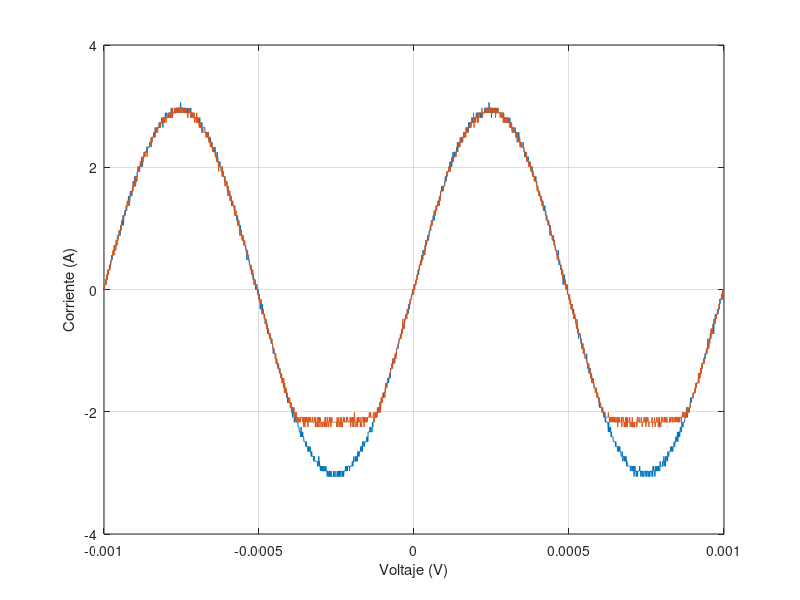

Write the MATLAB code that produced this figure.
t=[-1.00E-03
-9.99E-04
-9.98E-04
-9.97E-04
-9.96E-04
-9.95E-04
-9.94E-04
-9.93E-04
-9.92E-04
-9.91E-04
-9.90E-04
-9.89E-04
-9.88E-04
-9.87E-04
-9.86E-04
-9.85E-04
-9.84E-04
-9.83E-04
-9.82E-04
-9.81E-04
-9.80E-04
-9.79E-04
-9.78E-04
-9.77E-04
-9.76E-04
-9.75E-04
-9.74E-04
-9.73E-04
-9.72E-04
-9.71E-04
-9.70E-04
-9.69E-04
-9.68E-04
-9.67E-04
-9.66E-04
-9.65E-04
-9.64E-04
-9.63E-04
-9.62E-04
-9.61E-04
-9.60E-04
-9.59E-04
-9.58E-04
-9.57E-04
-9.56E-04
-9.55E-04
-9.54E-04
-9.53E-04
-9.52E-04
-9.51E-04
-9.50E-04
-9.49E-04
-9.48E-04
-9.47E-04
-9.46E-04
-9.45E-04
-9.44E-04
-9.43E-04
-9.42E-04
-9.41E-04
-9.40E-04
-9.39E-04
-9.38E-04
-9.37E-04
-9.36E-04
-9.35E-04
-9.34E-04
-9.33E-04
-9.32E-04
-9.31E-04
-9.30E-04
-9.29E-04
-9.28E-04
-9.27E-04
-9.26E-04
-9.25E-04
-9.24E-04
-9.23E-04
-9.22E-04
-9.21E-04
-9.20E-04
-9.19E-04
-9.18E-04
-9.17E-04
-9.16E-04
-9.15E-04
-9.14E-04
-9.13E-04
-9.12E-04
-9.11E-04
-9.10E-04
-9.09E-04
-9.08E-04
-9.07E-04
-9.06E-04
-9.05E-04
-9.04E-04
-9.03E-04
-9.02E-04
-9.01E-04
-9.00E-04
-8.99E-04
-8.98E-04
-8.97E-04
-8.96E-04
-8.95E-04
-8.94E-04
-8.93E-04
-8.92E-04
-8.91E-04
-8.90E-04
-8.89E-04
-8.88E-04
-8.87E-04
-8.86E-04
-8.85E-04
-8.84E-04
-8.83E-04
-8.82E-04
-8.81E-04
-8.80E-04
-8.79E-04
-8.78E-04
-8.77E-04
-8.76E-04
-8.75E-04
-8.74E-04
-8.73E-04
-8.72E-04
-8.71E-04
-8.70E-04
-8.69E-04
-8.68E-04
-8.67E-04
-8.66E-04
-8.65E-04
-8.64E-04
-8.63E-04
-8.62E-04
-8.61E-04
-8.60E-04
-8.59E-04
-8.58E-04
-8.57E-04
-8.56E-04
-8.55E-04
-8.54E-04
-8.53E-04
-8.52E-04
-8.51E-04
-8.50E-04
-8.49E-04
-8.48E-04
-8.47E-04
-8.46E-04
-8.45E-04
-8.44E-04
-8.43E-04
-8.42E-04
-8.41E-04
-8.40E-04
-8.39E-04
-8.38E-04
-8.37E-04
-8.36E-04
-8.35E-04
-8.34E-04
-8.33E-04
-8.32E-04
-8.31E-04
-8.30E-04
-8.29E-04
-8.28E-04
-8.27E-04
-8.26E-04
-8.25E-04
-8.24E-04
-8.23E-04
-8.22E-04
-8.21E-04
-8.20E-04
-8.19E-04
-8.18E-04
-8.17E-04
-8.16E-04
-8.15E-04
-8.14E-04
-8.13E-04
-8.12E-04
-8.11E-04
-8.10E-04
-8.09E-04
-8.08E-04
-8.07E-04
-8.06E-04
-8.05E-04
-8.04E-04
-8.03E-04
-8.02E-04
-8.01E-04
-8.00E-04
-7.99E-04
-7.98E-04
-7.97E-04
-7.96E-04
-7.95E-04
-7.94E-04
-7.93E-04
-7.92E-04
-7.91E-04
-7.90E-04
-7.89E-04
-7.88E-04
-7.87E-04
-7.86E-04
-7.85E-04
-7.84E-04
-7.83E-04
-7.82E-04
-7.81E-04
-7.80E-04
-7.79E-04
-7.78E-04
-7.77E-04
-7.76E-04
-7.75E-04
-7.74E-04
-7.73E-04
-7.72E-04
-7.71E-04
-7.70E-04
-7.69E-04
-7.68E-04
-7.67E-04
-7.66E-04
-7.65E-04
-7.64E-04
-7.63E-04
-7.62E-04
-7.61E-04
-7.60E-04
-7.59E-04
-7.58E-04
-7.57E-04
-7.56E-04
-7.55E-04
-7.54E-04
-7.53E-04
-7.52E-04
-7.51E-04
-7.50E-04
-7.49E-04
-7.48E-04
-7.47E-04
-7.46E-04
-7.45E-04
-7.44E-04
-7.43E-04
-7.42E-04
-7.41E-04
-7.40E-04
-7.39E-04
-7.38E-04
-7.37E-04
-7.36E-04
-7.35E-04
-7.34E-04
-7.33E-04
-7.32E-04
-7.31E-04
-7.30E-04
-7.29E-04
-7.28E-04
-7.27E-04
-7.26E-04
-7.25E-04
-7.24E-04
-7.23E-04
-7.22E-04
-7.21E-04
-7.20E-04
-7.19E-04
-7.18E-04
-7.17E-04
-7.16E-04
-7.15E-04
-7.14E-04
-7.13E-04
-7.12E-04
-7.11E-04
-7.10E-04
-7.09E-04
-7.08E-04
-7.07E-04
-7.06E-04
-7.05E-04
-7.04E-04
-7.03E-04
-7.02E-04
-7.01E-04
-7.00E-04
-6.99E-04
-6.98E-04
-6.97E-04
-6.96E-04
-6.95E-04
-6.94E-04
-6.93E-04
-6.92E-04
-6.91E-04
-6.90E-04
-6.89E-04
-6.88E-04
-6.87E-04
-6.86E-04
-6.85E-04
-6.84E-04
-6.83E-04
-6.82E-04
-6.81E-04
-6.80E-04
-6.79E-04
-6.78E-04
-6.77E-04
-6.76E-04
-6.75E-04
-6.74E-04
-6.73E-04
-6.72E-04
-6.71E-04
-6.70E-04
-6.69E-04
-6.68E-04
-6.67E-04
-6.66E-04
-6.65E-04
-6.64E-04
-6.63E-04
-6.62E-04
-6.61E-04
-6.60E-04
-6.59E-04
-6.58E-04
-6.57E-04
-6.56E-04
-6.55E-04
-6.54E-04
-6.53E-04
-6.52E-04
-6.51E-04
-6.50E-04
-6.49E-04
-6.48E-04
-6.47E-04
-6.46E-04
-6.45E-04
-6.44E-04
-6.43E-04
-6.42E-04
-6.41E-04
-6.40E-04
-6.39E-04
-6.38E-04
-6.37E-04
-6.36E-04
-6.35E-04
-6.34E-04
-6.33E-04
-6.32E-04
-6.31E-04
-6.30E-04
-6.29E-04
-6.28E-04
-6.27E-04
-6.26E-04
-6.25E-04
-6.24E-04
-6.23E-04
-6.22E-04
-6.21E-04
-6.20E-04
-6.19E-04
-6.18E-04
-6.17E-04
-6.16E-04
-6.15E-04
-6.14E-04
-6.13E-04
-6.12E-04
-6.11E-04
-6.10E-04
-6.09E-04
-6.08E-04
-6.07E-04
-6.06E-04
-6.05E-04
-6.04E-04
-6.03E-04
-6.02E-04
-6.01E-04
-6.00E-04
-5.99E-04
-5.98E-04
-5.97E-04
-5.96E-04
-5.95E-04
-5.94E-04
-5.93E-04
-5.92E-04
-5.91E-04
-5.90E-04
-5.89E-04
-5.88E-04
-5.87E-04
-5.86E-04
-5.85E-04
-5.84E-04
-5.83E-04
-5.82E-04
-5.81E-04
-5.80E-04
-5.79E-04
-5.78E-04
-5.77E-04
-5.76E-04
-5.75E-04
-5.74E-04
-5.73E-04
-5.72E-04
-5.71E-04
-5.70E-04
-5.69E-04
-5.68E-04
-5.67E-04
-5.66E-04
-5.65E-04
-5.64E-04
-5.63E-04
-5.62E-04
-5.61E-04
-5.60E-04
-5.59E-04
-5.58E-04
-5.57E-04
-5.56E-04
-5.55E-04
-5.54E-04
-5.53E-04
-5.52E-04
-5.51E-04
-5.50E-04
-5.49E-04
-5.48E-04
-5.47E-04
-5.46E-04
-5.45E-04
-5.44E-04
-5.43E-04
-5.42E-04
-5.41E-04
-5.40E-04
-5.39E-04
-5.38E-04
-5.37E-04
-5.36E-04
-5.35E-04
-5.34E-04
-5.33E-04
-5.32E-04
-5.31E-04
-5.30E-04
-5.29E-04
-5.28E-04
-5.27E-04
-5.26E-04
-5.25E-04
-5.24E-04
-5.23E-04
-5.22E-04
-5.21E-04
-5.20E-04
-5.19E-04
-5.18E-04
-5.17E-04
-5.16E-04
-5.15E-04
-5.14E-04
-5.13E-04
-5.12E-04
-5.11E-04
-5.10E-04
-5.09E-04
-5.08E-04
-5.07E-04
-5.06E-04
-5.05E-04
-5.04E-04
-5.03E-04
-5.02E-04
-5.01E-04
-5.00E-04
-4.99E-04
-4.98E-04
-4.97E-04
-4.96E-04
-4.95E-04
-4.94E-04
-4.93E-04
-4.92E-04
-4.91E-04
-4.90E-04
-4.89E-04
-4.88E-04
-4.87E-04
-4.86E-04
-4.85E-04
-4.84E-04
-4.83E-04
-4.82E-04
-4.81E-04
-4.80E-04
-4.79E-04
-4.78E-04
-4.77E-04
-4.76E-04
-4.75E-04
-4.74E-04
-4.73E-04
-4.72E-04
-4.71E-04
-4.70E-04
-4.69E-04
-4.68E-04
-4.67E-04
-4.66E-04
-4.65E-04
-4.64E-04
-4.63E-04
-4.62E-04
-4.61E-04
-4.60E-04
-4.59E-04
-4.58E-04
-4.57E-04
-4.56E-04
-4.55E-04
-4.54E-04
-4.53E-04
-4.52E-04
-4.51E-04
-4.50E-04
-4.49E-04
-4.48E-04
-4.47E-04
-4.46E-04
-4.45E-04
-4.44E-04
-4.43E-04
-4.42E-04
-4.41E-04
-4.40E-04
-4.39E-04
-4.38E-04
-4.37E-04
-4.36E-04
-4.35E-04
-4.34E-04
-4.33E-04
-4.32E-04
-4.31E-04
-4.30E-04
-4.29E-04
-4.28E-04
-4.27E-04
-4.26E-04
-4.25E-04
-4.24E-04
-4.23E-04
-4.22E-04
-4.21E-04
-4.20E-04
-4.19E-04
-4.18E-04
-4.17E-04
-4.16E-04
-4.15E-04
-4.14E-04
-4.13E-04
-4.12E-04
-4.11E-04
-4.10E-04
-4.09E-04
-4.08E-04
-4.07E-04
-4.06E-04
-4.05E-04
-4.04E-04
-4.03E-04
-4.02E-04
-4.01E-04
-4.00E-04
-3.99E-04
-3.98E-04
-3.97E-04
-3.96E-04
-3.95E-04
-3.94E-04
-3.93E-04
-3.92E-04
-3.91E-04
-3.90E-04
-3.89E-04
-3.88E-04
-3.87E-04
-3.86E-04
-3.85E-04
-3.84E-04
-3.83E-04
-3.82E-04
-3.81E-04
-3.80E-04
-3.79E-04
-3.78E-04
-3.77E-04
-3.76E-04
-3.75E-04
-3.74E-04
-3.73E-04
-3.72E-04
-3.71E-04
-3.70E-04
-3.69E-04
-3.68E-04
-3.67E-04
-3.66E-04
-3.65E-04
-3.64E-04
-3.63E-04
-3.62E-04
-3.61E-04
-3.60E-04
-3.59E-04
-3.58E-04
-3.57E-04
-3.56E-04
-3.55E-04
-3.54E-04
-3.53E-04
-3.52E-04
-3.51E-04
-3.50E-04
-3.49E-04
-3.48E-04
-3.47E-04
-3.46E-04
-3.45E-04
-3.44E-04
-3.43E-04
-3.42E-04
-3.41E-04
-3.40E-04
-3.39E-04
-3.38E-04
-3.37E-04
-3.36E-04
-3.35E-04
-3.34E-04
-3.33E-04
-3.32E-04
-3.31E-04
-3.30E-04
-3.29E-04
-3.28E-04
-3.27E-04
-3.26E-04
-3.25E-04
-3.24E-04
-3.23E-04
-3.22E-04
-3.21E-04
-3.20E-04
-3.19E-04
-3.18E-04
-3.17E-04
-3.16E-04
-3.15E-04
-3.14E-04
-3.13E-04
-3.12E-04
-3.11E-04
-3.10E-04
-3.09E-04
-3.08E-04
-3.07E-04
-3.06E-04
-3.05E-04
-3.04E-04
-3.03E-04
-3.02E-04
-3.01E-04
-3.00E-04
-2.99E-04
-2.98E-04
-2.97E-04
-2.96E-04
-2.95E-04
-2.94E-04
-2.93E-04
-2.92E-04
-2.91E-04
-2.90E-04
-2.89E-04
-2.88E-04
-2.87E-04
-2.86E-04
-2.85E-04
-2.84E-04
-2.83E-04
-2.82E-04
-2.81E-04
-2.80E-04
-2.79E-04
-2.78E-04
-2.77E-04
-2.76E-04
-2.75E-04
-2.74E-04
-2.73E-04
-2.72E-04
-2.71E-04
-2.70E-04
-2.69E-04
-2.68E-04
-2.67E-04
-2.66E-04
-2.65E-04
-2.64E-04
-2.63E-04
-2.62E-04
-2.61E-04
-2.60E-04
-2.59E-04
-2.58E-04
-2.57E-04
-2.56E-04
-2.55E-04
-2.54E-04
-2.53E-04
-2.52E-04
-2.51E-04
-2.50E-04
-2.49E-04
-2.48E-04
-2.47E-04
-2.46E-04
-2.45E-04
-2.44E-04
-2.43E-04
-2.42E-04
-2.41E-04
-2.40E-04
-2.39E-04
-2.38E-04
-2.37E-04
-2.36E-04
-2.35E-04
-2.34E-04
-2.33E-04
-2.32E-04
-2.31E-04
-2.30E-04
-2.29E-04
-2.28E-04
-2.27E-04
-2.26E-04
-2.25E-04
-2.24E-04
-2.23E-04
-2.22E-04
-2.21E-04
-2.20E-04
-2.19E-04
-2.18E-04
-2.17E-04
-2.16E-04
-2.15E-04
-2.14E-04
-2.13E-04
-2.12E-04
-2.11E-04
-2.10E-04
-2.09E-04
-2.08E-04
-2.07E-04
-2.06E-04
-2.05E-04
-2.04E-04
-2.03E-04
-2.02E-04
-2.01E-04
-2.00E-04
-1.99E-04
-1.98E-04
-1.97E-04
-1.96E-04
-1.95E-04
-1.94E-04
-1.93E-04
-1.92E-04
-1.91E-04
-1.90E-04
-1.89E-04
-1.88E-04
-1.87E-04
-1.86E-04
-1.85E-04
-1.84E-04
-1.83E-04
-1.82E-04
-1.81E-04
-1.80E-04
-1.79E-04
-1.78E-04
-1.77E-04
-1.76E-04
-1.75E-04
-1.74E-04
-1.73E-04
-1.72E-04
-1.71E-04
-1.70E-04
-1.69E-04
-1.68E-04
-1.67E-04
-1.66E-04
-1.65E-04
-1.64E-04
-1.63E-04
-1.62E-04
-1.61E-04
-1.60E-04
-1.59E-04
-1.58E-04
-1.57E-04
-1.56E-04
-1.55E-04
-1.54E-04
-1.53E-04
-1.52E-04
-1.51E-04
-1.50E-04
-1.49E-04
-1.48E-04
-1.47E-04
-1.46E-04
-1.45E-04
-1.44E-04
-1.43E-04
-1.42E-04
-1.41E-04
-1.40E-04
-1.39E-04
-1.38E-04
-1.37E-04
-1.36E-04
-1.35E-04
-1.34E-04
-1.33E-04
-1.32E-04
-1.31E-04
-1.30E-04
-1.29E-04
-1.28E-04
-1.27E-04
-1.26E-04
-1.25E-04
-1.24E-04
-1.23E-04
-1.22E-04
-1.21E-04
-1.20E-04
-1.19E-04
-1.18E-04
-1.17E-04
-1.16E-04
-1.15E-04
-1.14E-04
-1.13E-04
-1.12E-04
-1.11E-04
-1.10E-04
-1.09E-04
-1.08E-04
-1.07E-04
-1.06E-04
-1.05E-04
-1.04E-04
-1.03E-04
-1.02E-04
-1.01E-04
-1.00E-04
-9.90E-05
-9.80E-05
-9.70E-05
-9.60E-05
-9.50E-05
-9.40E-05
-9.30E-05
-9.20E-05
-9.10E-05
-9.00E-05
-8.90E-05
-8.80E-05
-8.70E-05
-8.60E-05
-8.50E-05
-8.40E-05
-8.30E-05
-8.20E-05
-8.10E-05
-8.00E-05
-7.90E-05
-7.80E-05
-7.70E-05
-7.60E-05
-7.50E-05
-7.40E-05
-7.30E-05
-7.20E-05
-7.10E-05
-7.00E-05
-6.90E-05
-6.80E-05
-6.70E-05
-6.60E-05
-6.50E-05
-6.40E-05
-6.30E-05
-6.20E-05
-6.10E-05
-6.00E-05
-5.90E-05
-5.80E-05
-5.70E-05
-5.60E-05
-5.50E-05
-5.40E-05
-5.30E-05
-5.20E-05
-5.10E-05
-5.00E-05
-4.90E-05
-4.80E-05
-4.70E-05
-4.60E-05
-4.50E-05
-4.40E-05
-4.30E-05
-4.20E-05
-4.10E-05
-4.00E-05
-3.90E-05
-3.80E-05
-3.70E-05
-3.60E-05
-3.50E-05
-3.40E-05
-3.30E-05
-3.20E-05
-3.10E-05
-3.00E-05
-2.90E-05
-2.80E-05
-2.70E-05
-2.60E-05
-2.50E-05
-2.40E-05
-2.30E-05
-2.20E-05
-2.10E-05
-2.00E-05
-1.90E-05
-1.80E-05
-1.70E-05
-1.60E-05
-1.50E-05
-1.40E-05
-1.30E-05
-1.20E-05
-1.10E-05
-1.00E-05
-9.00E-06
-8.00E-06
-7.00E-06
-6.00E-06
-5.00E-06
-4.00E-06
-3.00E-06
-2.00E-06
-1.00E-06
0.00E+00
1.00E-06
2.00E-06
3.00E-06
4.00E-06
5.00E-06
6.00E-06
7.00E-06
8.00E-06
9.00E-06
1.00E-05
1.10E-05
1.20E-05
1.30E-05
1.40E-05
1.50E-05
1.60E-05
1.70E-05
1.80E-05
1.90E-05
2.00E-05
2.10E-05
2.20E-05
2.30E-05
2.40E-05
2.50E-05
2.60E-05
2.70E-05
2.80E-05
2.90E-05
3.00E-05
3.10E-05
3.20E-05
3.30E-05
3.40E-05
3.50E-05
3.60E-05
3.70E-05
3.80E-05
3.90E-05
4.00E-05
4.10E-05
4.20E-05
4.30E-05
4.40E-05
4.50E-05
4.60E-05
4.70E-05
4.80E-05
4.90E-05
5.00E-05
5.10E-05
5.20E-05
5.30E-05
5.40E-05
5.50E-05
5.60E-05
5.70E-05
5.80E-05
5.90E-05
6.00E-05
6.10E-05
6.20E-05
6.30E-05
6.40E-05
6.50E-05
6.60E-05
6.70E-05
6.80E-05
6.90E-05
7.00E-05
7.10E-05
7.20E-05
7.30E-05
7.40E-05
7.50E-05
7.60E-05
7.70E-05
7.80E-05
7.90E-05
8.00E-05
8.10E-05
8.20E-05
8.30E-05
8.40E-05
8.50E-05
8.60E-05
8.70E-05
8.80E-05
8.90E-05
9.00E-05
9.10E-05
9.20E-05
9.30E-05
9.40E-05
9.50E-05
9.60E-05
9.70E-05
9.80E-05
9.90E-05
1.00E-04
1.01E-04
1.02E-04
1.03E-04
1.04E-04
1.05E-04
1.06E-04
1.07E-04
1.08E-04
1.09E-04
1.10E-04
1.11E-04
1.12E-04
1.13E-04
1.14E-04
1.15E-04
1.16E-04
1.17E-04
1.18E-04
1.19E-04
1.20E-04
1.21E-04
1.22E-04
1.23E-04
1.24E-04
1.25E-04
1.26E-04
1.27E-04
1.28E-04
1.29E-04
1.30E-04
1.31E-04
1.32E-04
1.33E-04
1.34E-04
1.35E-04
1.36E-04
1.37E-04
1.38E-04
1.39E-04
1.40E-04
1.41E-04
1.42E-04
1.43E-04
1.44E-04
1.45E-04
1.46E-04
1.47E-04
1.48E-04
1.49E-04
1.50E-04
1.51E-04
1.52E-04
1.53E-04
1.54E-04
1.55E-04
1.56E-04
1.57E-04
1.58E-04
1.59E-04
1.60E-04
1.61E-04
1.62E-04
1.63E-04
1.64E-04
1.65E-04
1.66E-04
1.67E-04
1.68E-04
1.69E-04
1.70E-04
1.71E-04
1.72E-04
1.73E-04
1.74E-04
1.75E-04
1.76E-04
1.77E-04
1.78E-04
1.79E-04
1.80E-04
1.81E-04
1.82E-04
1.83E-04
1.84E-04
1.85E-04
1.86E-04
1.87E-04
1.88E-04
1.89E-04
1.90E-04
1.91E-04
1.92E-04
1.93E-04
1.94E-04
1.95E-04
1.96E-04
1.97E-04
1.98E-04
1.99E-04
2.00E-04
2.01E-04
2.02E-04
2.03E-04
2.04E-04
2.05E-04
2.06E-04
2.07E-04
2.08E-04
2.09E-04
2.10E-04
2.11E-04
2.12E-04
2.13E-04
2.14E-04
2.15E-04
2.16E-04
2.17E-04
2.18E-04
2.19E-04
2.20E-04
2.21E-04
2.22E-04
2.23E-04
2.24E-04
2.25E-04
2.26E-04
2.27E-04
2.28E-04
2.29E-04
2.30E-04
2.31E-04
2.32E-04
2.33E-04
2.34E-04
2.35E-04
2.36E-04
2.37E-04
2.38E-04
2.39E-04
2.40E-04
2.41E-04
2.42E-04
2.43E-04
2.44E-04
2.45E-04
2.46E-04
2.47E-04
2.48E-04
2.49E-04
2.50E-04
2.51E-04
2.52E-04
2.53E-04
2.54E-04
2.55E-04
2.56E-04
2.57E-04
2.58E-04
2.59E-04
2.60E-04
2.61E-04
2.62E-04
2.63E-04
2.64E-04
2.65E-04
2.66E-04
2.67E-04
2.68E-04
2.69E-04
2.70E-04
2.71E-04
2.72E-04
2.73E-04
2.74E-04
2.75E-04
2.76E-04
2.77E-04
2.78E-04
2.79E-04
2.80E-04
2.81E-04
2.82E-04
2.83E-04
2.84E-04
2.85E-04
2.86E-04
2.87E-04
2.88E-04
2.89E-04
2.90E-04
2.91E-04
2.92E-04
2.93E-04
2.94E-04
2.95E-04
2.96E-04
2.97E-04
2.98E-04
2.99E-04
3.00E-04
3.01E-04
3.02E-04
3.03E-04
3.04E-04
3.05E-04
3.06E-04
3.07E-04
3.08E-04
3.09E-04
3.10E-04
3.11E-04
3.12E-04
3.13E-04
3.14E-04
3.15E-04
3.16E-04
3.17E-04
3.18E-04
3.19E-04
3.20E-04
3.21E-04
3.22E-04
3.23E-04
3.24E-04
3.25E-04
3.26E-04
3.27E-04
3.28E-04
3.29E-04
3.30E-04
3.31E-04
3.32E-04
3.33E-04
3.34E-04
3.35E-04
3.36E-04
3.37E-04
3.38E-04
3.39E-04
3.40E-04
3.41E-04
3.42E-04
3.43E-04
3.44E-04
3.45E-04
3.46E-04
3.47E-04
3.48E-04
3.49E-04
3.50E-04
3.51E-04
3.52E-04
3.53E-04
3.54E-04
3.55E-04
3.56E-04
3.57E-04
3.58E-04
3.59E-04
3.60E-04
3.61E-04
3.62E-04
3.63E-04
3.64E-04
3.65E-04
3.66E-04
3.67E-04
3.68E-04
3.69E-04
3.70E-04
3.71E-04
3.72E-04
3.73E-04
3.74E-04
3.75E-04
3.76E-04
3.77E-04
3.78E-04
3.79E-04
3.80E-04
3.81E-04
3.82E-04
3.83E-04
3.84E-04
3.85E-04
3.86E-04
3.87E-04
3.88E-04
3.89E-04
3.90E-04
3.91E-04
3.92E-04
3.93E-04
3.94E-04
3.95E-04
3.96E-04
3.97E-04
3.98E-04
3.99E-04
4.00E-04
4.01E-04
4.02E-04
4.03E-04
4.04E-04
4.05E-04
4.06E-04
4.07E-04
4.08E-04
4.09E-04
4.10E-04
4.11E-04
4.12E-04
4.13E-04
4.14E-04
4.15E-04
4.16E-04
4.17E-04
4.18E-04
4.19E-04
4.20E-04
4.21E-04
4.22E-04
4.23E-04
4.24E-04
4.25E-04
4.26E-04
4.27E-04
4.28E-04
4.29E-04
4.30E-04
4.31E-04
4.32E-04
4.33E-04
4.34E-04
4.35E-04
4.36E-04
4.37E-04
4.38E-04
4.39E-04
4.40E-04
4.41E-04
4.42E-04
4.43E-04
4.44E-04
4.45E-04
4.46E-04
4.47E-04
4.48E-04
4.49E-04
4.50E-04
4.51E-04
4.52E-04
4.53E-04
4.54E-04
4.55E-04
4.56E-04
4.57E-04
4.58E-04
4.59E-04
4.60E-04
4.61E-04
4.62E-04
4.63E-04
4.64E-04
4.65E-04
4.66E-04
4.67E-04
4.68E-04
4.69E-04
4.70E-04
4.71E-04
4.72E-04
4.73E-04
4.74E-04
4.75E-04
4.76E-04
4.77E-04
4.78E-04
4.79E-04
4.80E-04
4.81E-04
4.82E-04
4.83E-04
4.84E-04
4.85E-04
4.86E-04
4.87E-04
4.88E-04
4.89E-04
4.90E-04
4.91E-04
4.92E-04
4.93E-04
4.94E-04
4.95E-04
4.96E-04
4.97E-04
4.98E-04
4.99E-04
5.00E-04
5.01E-04
5.02E-04
5.03E-04
5.04E-04
5.05E-04
5.06E-04
5.07E-04
5.08E-04
5.09E-04
5.10E-04
5.11E-04
5.12E-04
5.13E-04
5.14E-04
5.15E-04
5.16E-04
5.17E-04
5.18E-04
5.19E-04
5.20E-04
5.21E-04
5.22E-04
5.23E-04
5.24E-04
5.25E-04
5.26E-04
5.27E-04
5.28E-04
5.29E-04
5.30E-04
5.31E-04
5.32E-04
5.33E-04
5.34E-04
5.35E-04
5.36E-04
5.37E-04
5.38E-04
5.39E-04
5.40E-04
5.41E-04
5.42E-04
5.43E-04
5.44E-04
5.45E-04
5.46E-04
5.47E-04
5.48E-04
5.49E-04
5.50E-04
5.51E-04
5.52E-04
5.53E-04
5.54E-04
5.55E-04
5.56E-04
5.57E-04
5.58E-04
5.59E-04
5.60E-04
5.61E-04
5.62E-04
5.63E-04
5.64E-04
5.65E-04
5.66E-04
5.67E-04
5.68E-04
5.69E-04
5.70E-04
5.71E-04
5.72E-04
5.73E-04
5.74E-04
5.75E-04
5.76E-04
5.77E-04
5.78E-04
5.79E-04
5.80E-04
5.81E-04
5.82E-04
5.83E-04
5.84E-04
5.85E-04
5.86E-04
5.87E-04
5.88E-04
5.89E-04
5.90E-04
5.91E-04
5.92E-04
5.93E-04
5.94E-04
5.95E-04
5.96E-04
5.97E-04
5.98E-04
5.99E-04
6.00E-04
6.01E-04
6.02E-04
6.03E-04
6.04E-04
6.05E-04
6.06E-04
6.07E-04
6.08E-04
6.09E-04
6.10E-04
6.11E-04
6.12E-04
6.13E-04
6.14E-04
6.15E-04
6.16E-04
6.17E-04
6.18E-04
6.19E-04
6.20E-04
6.21E-04
6.22E-04
6.23E-04
6.24E-04
6.25E-04
6.26E-04
6.27E-04
6.28E-04
6.29E-04
6.30E-04
6.31E-04
6.32E-04
6.33E-04
6.34E-04
6.35E-04
6.36E-04
6.37E-04
6.38E-04
6.39E-04
6.40E-04
6.41E-04
6.42E-04
6.43E-04
6.44E-04
6.45E-04
6.46E-04
6.47E-04
6.48E-04
6.49E-04
6.50E-04
6.51E-04
6.52E-04
6.53E-04
6.54E-04
6.55E-04
6.56E-04
6.57E-04
6.58E-04
6.59E-04
6.60E-04
6.61E-04
6.62E-04
6.63E-04
6.64E-04
6.65E-04
6.66E-04
6.67E-04
6.68E-04
6.69E-04
6.70E-04
6.71E-04
6.72E-04
6.73E-04
6.74E-04
6.75E-04
6.76E-04
6.77E-04
6.78E-04
6.79E-04
6.80E-04
6.81E-04
6.82E-04
6.83E-04
6.84E-04
6.85E-04
6.86E-04
6.87E-04
6.88E-04
6.89E-04
6.90E-04
6.91E-04
6.92E-04
6.93E-04
6.94E-04
6.95E-04
6.96E-04
6.97E-04
6.98E-04
6.99E-04
7.00E-04
7.01E-04
7.02E-04
7.03E-04
7.04E-04
7.05E-04
7.06E-04
7.07E-04
7.08E-04
7.09E-04
7.10E-04
7.11E-04
7.12E-04
7.13E-04
7.14E-04
7.15E-04
7.16E-04
7.17E-04
7.18E-04
7.19E-04
7.20E-04
7.21E-04
7.22E-04
7.23E-04
7.24E-04
7.25E-04
7.26E-04
7.27E-04
7.28E-04
7.29E-04
7.30E-04
7.31E-04
7.32E-04
7.33E-04
7.34E-04
7.35E-04
7.36E-04
7.37E-04
7.38E-04
7.39E-04
7.40E-04
7.41E-04
7.42E-04
7.43E-04
7.44E-04
7.45E-04
7.46E-04
7.47E-04
7.48E-04
7.49E-04
7.50E-04
7.51E-04
7.52E-04
7.53E-04
7.54E-04
7.55E-04
7.56E-04
7.57E-04
7.58E-04
7.59E-04
7.60E-04
7.61E-04
7.62E-04
7.63E-04
7.64E-04
7.65E-04
7.66E-04
7.67E-04
7.68E-04
7.69E-04
7.70E-04
7.71E-04
7.72E-04
7.73E-04
7.74E-04
7.75E-04
7.76E-04
7.77E-04
7.78E-04
7.79E-04
7.80E-04
7.81E-04
7.82E-04
7.83E-04
7.84E-04
7.85E-04
7.86E-04
7.87E-04
7.88E-04
7.89E-04
7.90E-04
7.91E-04
7.92E-04
7.93E-04
7.94E-04
7.95E-04
7.96E-04
7.97E-04
7.98E-04
7.99E-04
8.00E-04
8.01E-04
8.02E-04
8.03E-04
8.04E-04
8.05E-04
8.06E-04
8.07E-04
8.08E-04
8.09E-04
8.10E-04
8.11E-04
8.12E-04
8.13E-04
8.14E-04
8.15E-04
8.16E-04
8.17E-04
8.18E-04
8.19E-04
8.20E-04
8.21E-04
8.22E-04
8.23E-04
8.24E-04
8.25E-04
8.26E-04
8.27E-04
8.28E-04
8.29E-04
8.30E-04
8.31E-04
8.32E-04
8.33E-04
8.34E-04
8.35E-04
8.36E-04
8.37E-04
8.38E-04
8.39E-04
8.40E-04
8.41E-04
8.42E-04
8.43E-04
8.44E-04
8.45E-04
8.46E-04
8.47E-04
8.48E-04
8.49E-04
8.50E-04
8.51E-04
8.52E-04
8.53E-04
8.54E-04
8.55E-04
8.56E-04
8.57E-04
8.58E-04
8.59E-04
8.60E-04
8.61E-04
8.62E-04
8.63E-04
8.64E-04
8.65E-04
8.66E-04
8.67E-04
8.68E-04
8.69E-04
8.70E-04
8.71E-04
8.72E-04
8.73E-04
8.74E-04
8.75E-04
8.76E-04
8.77E-04
8.78E-04
8.79E-04
8.80E-04
8.81E-04
8.82E-04
8.83E-04
8.84E-04
8.85E-04
8.86E-04
8.87E-04
8.88E-04
8.89E-04
8.90E-04
8.91E-04
8.92E-04
8.93E-04
8.94E-04
8.95E-04
8.96E-04
8.97E-04
8.98E-04
8.99E-04
9.00E-04
9.01E-04
9.02E-04
9.03E-04
9.04E-04
9.05E-04
9.06E-04
9.07E-04
9.08E-04
9.09E-04
9.10E-04
9.11E-04
9.12E-04
9.13E-04
9.14E-04
9.15E-04
9.16E-04
9.17E-04
9.18E-04
9.19E-04
9.20E-04
9.21E-04
9.22E-04
9.23E-04
9.24E-04
9.25E-04
9.26E-04
9.27E-04
9.28E-04
9.29E-04
9.30E-04
9.31E-04
9.32E-04
9.33E-04
9.34E-04
9.35E-04
9.36E-04
9.37E-04
9.38E-04
9.39E-04
9.40E-04
9.41E-04
9.42E-04
9.43E-04
9.44E-04
9.45E-04
9.46E-04
9.47E-04
9.48E-04
9.49E-04
9.50E-04
9.51E-04
9.52E-04
9.53E-04
9.54E-04
9.55E-04
9.56E-04
9.57E-04
9.58E-04
9.59E-04
9.60E-04
9.61E-04
9.62E-04
9.63E-04
9.64E-04
9.65E-04
9.66E-04
9.67E-04
9.68E-04
9.69E-04
9.70E-04
9.71E-04
9.72E-04
9.73E-04
9.74E-04
9.75E-04
9.76E-04
9.77E-04
9.78E-04
9.79E-04
9.80E-04
9.81E-04
9.82E-04
9.83E-04
9.84E-04
9.85E-04
9.86E-04
9.87E-04
9.88E-04
9.89E-04
9.90E-04
9.91E-04
9.92E-04
9.93E-04
9.94E-04
9.95E-04
9.96E-04
9.97E-04
9.98E-04
9.99E-04];
x=[0.00E+00
8.04E-02
8.04E-02
8.04E-02
8.04E-02
1.61E-01
1.61E-01
1.61E-01
1.61E-01
2.41E-01
1.61E-01
2.41E-01
3.22E-01
2.41E-01
2.41E-01
3.22E-01
3.22E-01
3.22E-01
4.02E-01
4.02E-01
4.02E-01
4.02E-01
4.82E-01
4.82E-01
4.82E-01
5.63E-01
4.82E-01
5.63E-01
5.63E-01
5.63E-01
5.63E-01
5.63E-01
6.43E-01
7.24E-01
6.43E-01
6.43E-01
7.24E-01
6.43E-01
7.24E-01
7.24E-01
7.24E-01
8.04E-01
7.24E-01
8.84E-01
8.84E-01
8.84E-01
8.84E-01
8.84E-01
8.84E-01
9.65E-01
9.65E-01
9.65E-01
8.84E-01
9.65E-01
1.05E+00
9.65E-01
1.05E+00
1.13E+00
1.13E+00
1.13E+00
1.05E+00
1.21E+00
1.21E+00
1.05E+00
1.21E+00
1.21E+00
1.21E+00
1.29E+00
1.21E+00
1.29E+00
1.29E+00
1.29E+00
1.37E+00
1.29E+00
1.37E+00
1.37E+00
1.37E+00
1.37E+00
1.45E+00
1.53E+00
1.45E+00
1.45E+00
1.45E+00
1.45E+00
1.53E+00
1.61E+00
1.53E+00
1.61E+00
1.61E+00
1.53E+00
1.53E+00
1.61E+00
1.61E+00
1.61E+00
1.77E+00
1.69E+00
1.77E+00
1.77E+00
1.69E+00
1.85E+00
1.77E+00
1.69E+00
1.77E+00
1.85E+00
1.77E+00
1.85E+00
1.77E+00
1.93E+00
1.93E+00
1.93E+00
1.93E+00
1.93E+00
2.01E+00
1.93E+00
2.01E+00
2.01E+00
2.01E+00
2.01E+00
2.09E+00
2.09E+00
2.09E+00
2.09E+00
2.17E+00
2.09E+00
2.01E+00
2.09E+00
2.17E+00
2.17E+00
2.17E+00
2.25E+00
2.25E+00
2.17E+00
2.25E+00
2.25E+00
2.25E+00
2.25E+00
2.25E+00
2.25E+00
2.33E+00
2.33E+00
2.25E+00
2.33E+00
2.33E+00
2.33E+00
2.33E+00
2.33E+00
2.33E+00
2.41E+00
2.41E+00
2.41E+00
2.41E+00
2.41E+00
2.33E+00
2.49E+00
2.41E+00
2.49E+00
2.49E+00
2.49E+00
2.49E+00
2.49E+00
2.57E+00
2.57E+00
2.57E+00
2.57E+00
2.49E+00
2.65E+00
2.57E+00
2.57E+00
2.57E+00
2.57E+00
2.65E+00
2.65E+00
2.57E+00
2.65E+00
2.65E+00
2.65E+00
2.65E+00
2.65E+00
2.73E+00
2.65E+00
2.73E+00
2.73E+00
2.65E+00
2.73E+00
2.73E+00
2.73E+00
2.81E+00
2.73E+00
2.81E+00
2.73E+00
2.65E+00
2.81E+00
2.81E+00
2.73E+00
2.81E+00
2.73E+00
2.81E+00
2.81E+00
2.89E+00
2.81E+00
2.81E+00
2.89E+00
2.89E+00
2.89E+00
2.81E+00
2.81E+00
2.81E+00
2.81E+00
2.81E+00
2.81E+00
2.89E+00
2.89E+00
2.81E+00
2.89E+00
2.89E+00
2.89E+00
2.89E+00
2.97E+00
2.89E+00
2.89E+00
2.97E+00
2.89E+00
2.89E+00
2.89E+00
2.89E+00
2.89E+00
2.89E+00
2.97E+00
2.97E+00
2.89E+00
2.89E+00
2.89E+00
2.97E+00
2.97E+00
2.97E+00
2.89E+00
2.97E+00
2.97E+00
2.97E+00
2.89E+00
2.97E+00
2.97E+00
2.97E+00
2.97E+00
2.97E+00
2.97E+00
2.97E+00
3.06E+00
2.97E+00
2.97E+00
2.97E+00
2.97E+00
2.97E+00
2.97E+00
2.97E+00
2.97E+00
2.89E+00
2.97E+00
2.89E+00
2.97E+00
2.97E+00
2.97E+00
2.97E+00
2.89E+00
2.89E+00
2.97E+00
2.89E+00
2.89E+00
2.89E+00
2.89E+00
2.97E+00
2.89E+00
2.89E+00
2.89E+00
2.97E+00
2.89E+00
2.89E+00
2.97E+00
2.89E+00
2.89E+00
2.97E+00
2.81E+00
2.89E+00
2.89E+00
2.89E+00
2.89E+00
2.89E+00
2.89E+00
2.89E+00
2.81E+00
2.81E+00
2.81E+00
2.81E+00
2.81E+00
2.81E+00
2.81E+00
2.81E+00
2.81E+00
2.73E+00
2.81E+00
2.81E+00
2.81E+00
2.81E+00
2.81E+00
2.73E+00
2.73E+00
2.73E+00
2.81E+00
2.73E+00
2.81E+00
2.65E+00
2.65E+00
2.65E+00
2.73E+00
2.65E+00
2.73E+00
2.73E+00
2.65E+00
2.57E+00
2.65E+00
2.65E+00
2.65E+00
2.65E+00
2.65E+00
2.65E+00
2.65E+00
2.57E+00
2.57E+00
2.57E+00
2.57E+00
2.57E+00
2.49E+00
2.49E+00
2.57E+00
2.57E+00
2.49E+00
2.49E+00
2.57E+00
2.49E+00
2.49E+00
2.41E+00
2.41E+00
2.41E+00
2.49E+00
2.41E+00
2.41E+00
2.41E+00
2.33E+00
2.41E+00
2.33E+00
2.33E+00
2.33E+00
2.25E+00
2.33E+00
2.25E+00
2.33E+00
2.25E+00
2.25E+00
2.33E+00
2.25E+00
2.25E+00
2.17E+00
2.17E+00
2.17E+00
2.09E+00
2.25E+00
2.17E+00
2.17E+00
2.09E+00
2.09E+00
2.09E+00
2.01E+00
2.09E+00
2.01E+00
2.09E+00
2.01E+00
2.01E+00
2.01E+00
1.93E+00
1.93E+00
1.93E+00
1.93E+00
1.93E+00
1.85E+00
1.93E+00
1.93E+00
1.85E+00
1.85E+00
1.85E+00
1.77E+00
1.85E+00
1.77E+00
1.77E+00
1.77E+00
1.77E+00
1.77E+00
1.77E+00
1.69E+00
1.61E+00
1.61E+00
1.53E+00
1.69E+00
1.61E+00
1.61E+00
1.61E+00
1.61E+00
1.53E+00
1.45E+00
1.53E+00
1.53E+00
1.53E+00
1.45E+00
1.37E+00
1.45E+00
1.37E+00
1.37E+00
1.37E+00
1.37E+00
1.37E+00
1.37E+00
1.29E+00
1.29E+00
1.37E+00
1.21E+00
1.21E+00
1.21E+00
1.21E+00
1.21E+00
1.13E+00
1.13E+00
1.13E+00
1.21E+00
1.13E+00
1.05E+00
1.13E+00
1.05E+00
1.05E+00
1.05E+00
9.65E-01
9.65E-01
1.05E+00
9.65E-01
8.84E-01
9.65E-01
8.84E-01
8.84E-01
8.04E-01
8.04E-01
8.04E-01
8.04E-01
8.04E-01
8.04E-01
7.24E-01
7.24E-01
7.24E-01
7.24E-01
7.24E-01
7.24E-01
6.43E-01
6.43E-01
5.63E-01
4.82E-01
5.63E-01
5.63E-01
5.63E-01
5.63E-01
5.63E-01
4.82E-01
4.82E-01
4.02E-01
4.02E-01
4.02E-01
4.02E-01
3.22E-01
3.22E-01
3.22E-01
2.41E-01
3.22E-01
2.41E-01
2.41E-01
2.41E-01
1.61E-01
2.41E-01
1.61E-01
1.61E-01
1.61E-01
8.04E-02
1.61E-01
8.04E-02
0.00E+00
8.04E-02
8.04E-02
0.00E+00
8.04E-02
0.00E+00
0.00E+00
-8.04E-02
0.00E+00
-8.04E-02
-1.61E-01
-8.04E-02
-8.04E-02
-1.61E-01
-2.41E-01
-3.22E-01
-2.41E-01
-3.22E-01
-2.41E-01
-3.22E-01
-2.41E-01
-3.22E-01
-2.41E-01
-4.02E-01
-3.22E-01
-3.22E-01
-4.02E-01
-4.02E-01
-4.82E-01
-4.02E-01
-4.82E-01
-5.63E-01
-4.82E-01
-5.63E-01
-5.63E-01
-5.63E-01
-6.43E-01
-5.63E-01
-6.43E-01
-7.24E-01
-6.43E-01
-6.43E-01
-7.24E-01
-7.24E-01
-7.24E-01
-7.24E-01
-7.24E-01
-8.04E-01
-8.04E-01
-8.04E-01
-8.84E-01
-8.84E-01
-8.04E-01
-8.84E-01
-8.84E-01
-8.84E-01
-9.65E-01
-1.05E+00
-9.65E-01
-9.65E-01
-1.05E+00
-1.05E+00
-1.05E+00
-1.05E+00
-1.05E+00
-1.13E+00
-1.13E+00
-1.13E+00
-1.21E+00
-1.21E+00
-1.21E+00
-1.29E+00
-1.21E+00
-1.21E+00
-1.21E+00
-1.29E+00
-1.29E+00
-1.37E+00
-1.29E+00
-1.37E+00
-1.37E+00
-1.37E+00
-1.37E+00
-1.45E+00
-1.45E+00
-1.45E+00
-1.53E+00
-1.45E+00
-1.53E+00
-1.53E+00
-1.53E+00
-1.53E+00
-1.53E+00
-1.61E+00
-1.61E+00
-1.61E+00
-1.69E+00
-1.69E+00
-1.69E+00
-1.69E+00
-1.77E+00
-1.69E+00
-1.69E+00
-1.85E+00
-1.77E+00
-1.77E+00
-1.85E+00
-1.85E+00
-1.85E+00
-1.85E+00
-1.85E+00
-1.85E+00
-1.85E+00
-1.93E+00
-1.93E+00
-1.93E+00
-2.01E+00
-1.93E+00
-2.01E+00
-2.09E+00
-1.93E+00
-2.01E+00
-2.01E+00
-2.01E+00
-2.09E+00
-2.17E+00
-2.09E+00
-2.17E+00
-2.09E+00
-2.09E+00
-2.09E+00
-2.17E+00
-2.17E+00
-2.17E+00
-2.17E+00
-2.17E+00
-2.17E+00
-2.25E+00
-2.25E+00
-2.25E+00
-2.25E+00
-2.33E+00
-2.33E+00
-2.33E+00
-2.33E+00
-2.41E+00
-2.33E+00
-2.25E+00
-2.41E+00
-2.33E+00
-2.33E+00
-2.41E+00
-2.33E+00
-2.41E+00
-2.41E+00
-2.41E+00
-2.49E+00
-2.49E+00
-2.49E+00
-2.49E+00
-2.49E+00
-2.49E+00
-2.57E+00
-2.49E+00
-2.49E+00
-2.57E+00
-2.57E+00
-2.57E+00
-2.57E+00
-2.65E+00
-2.57E+00
-2.65E+00
-2.57E+00
-2.65E+00
-2.65E+00
-2.65E+00
-2.57E+00
-2.65E+00
-2.65E+00
-2.73E+00
-2.73E+00
-2.65E+00
-2.73E+00
-2.73E+00
-2.73E+00
-2.73E+00
-2.73E+00
-2.81E+00
-2.73E+00
-2.73E+00
-2.73E+00
-2.81E+00
-2.81E+00
-2.81E+00
-2.81E+00
-2.81E+00
-2.81E+00
-2.81E+00
-2.81E+00
-2.81E+00
-2.89E+00
-2.89E+00
-2.89E+00
-2.81E+00
-2.73E+00
-2.89E+00
-2.81E+00
-2.89E+00
-2.89E+00
-2.97E+00
-2.89E+00
-2.89E+00
-2.97E+00
-2.89E+00
-2.97E+00
-2.89E+00
-2.97E+00
-2.97E+00
-2.89E+00
-2.97E+00
-2.97E+00
-2.97E+00
-2.97E+00
-2.89E+00
-2.97E+00
-2.97E+00
-2.97E+00
-2.89E+00
-2.97E+00
-2.97E+00
-2.97E+00
-3.06E+00
-2.97E+00
-2.97E+00
-2.97E+00
-3.06E+00
-3.06E+00
-2.97E+00
-2.97E+00
-3.06E+00
-2.97E+00
-3.06E+00
-3.06E+00
-2.97E+00
-2.97E+00
-3.06E+00
-3.06E+00
-3.06E+00
-3.06E+00
-3.06E+00
-3.06E+00
-3.06E+00
-2.97E+00
-3.06E+00
-3.06E+00
-3.06E+00
-2.97E+00
-3.06E+00
-3.06E+00
-3.06E+00
-3.06E+00
-3.06E+00
-3.06E+00
-2.97E+00
-2.97E+00
-3.06E+00
-3.06E+00
-2.97E+00
-3.06E+00
-2.97E+00
-3.06E+00
-2.97E+00
-2.97E+00
-3.06E+00
-2.97E+00
-2.97E+00
-2.97E+00
-2.97E+00
-2.97E+00
-3.06E+00
-2.97E+00
-3.06E+00
-2.97E+00
-2.97E+00
-3.06E+00
-2.97E+00
-2.97E+00
-2.97E+00
-2.97E+00
-2.97E+00
-2.89E+00
-2.97E+00
-2.89E+00
-2.89E+00
-2.97E+00
-2.89E+00
-2.97E+00
-2.89E+00
-2.89E+00
-2.89E+00
-2.89E+00
-2.89E+00
-2.89E+00
-2.97E+00
-2.89E+00
-2.89E+00
-2.89E+00
-2.89E+00
-2.89E+00
-2.89E+00
-2.89E+00
-2.89E+00
-2.81E+00
-2.89E+00
-2.89E+00
-2.81E+00
-2.81E+00
-2.73E+00
-2.81E+00
-2.81E+00
-2.81E+00
-2.81E+00
-2.81E+00
-2.73E+00
-2.81E+00
-2.81E+00
-2.73E+00
-2.73E+00
-2.81E+00
-2.73E+00
-2.65E+00
-2.73E+00
-2.65E+00
-2.73E+00
-2.73E+00
-2.65E+00
-2.65E+00
-2.65E+00
-2.65E+00
-2.57E+00
-2.57E+00
-2.57E+00
-2.65E+00
-2.57E+00
-2.65E+00
-2.49E+00
-2.57E+00
-2.49E+00
-2.49E+00
-2.49E+00
-2.57E+00
-2.57E+00
-2.49E+00
-2.49E+00
-2.49E+00
-2.49E+00
-2.49E+00
-2.49E+00
-2.49E+00
-2.41E+00
-2.49E+00
-2.41E+00
-2.49E+00
-2.33E+00
-2.33E+00
-2.33E+00
-2.33E+00
-2.33E+00
-2.33E+00
-2.25E+00
-2.33E+00
-2.33E+00
-2.25E+00
-2.33E+00
-2.33E+00
-2.33E+00
-2.33E+00
-2.17E+00
-2.25E+00
-2.17E+00
-2.17E+00
-2.17E+00
-2.09E+00
-2.09E+00
-2.09E+00
-2.09E+00
-2.09E+00
-2.09E+00
-2.09E+00
-2.09E+00
-2.09E+00
-2.09E+00
-2.01E+00
-2.01E+00
-2.01E+00
-2.01E+00
-2.01E+00
-1.93E+00
-1.93E+00
-2.01E+00
-1.93E+00
-1.85E+00
-1.85E+00
-1.93E+00
-1.85E+00
-1.85E+00
-1.77E+00
-1.77E+00
-1.77E+00
-1.77E+00
-1.77E+00
-1.77E+00
-1.69E+00
-1.77E+00
-1.69E+00
-1.69E+00
-1.69E+00
-1.69E+00
-1.69E+00
-1.61E+00
-1.53E+00
-1.61E+00
-1.61E+00
-1.61E+00
-1.53E+00
-1.53E+00
-1.53E+00
-1.45E+00
-1.45E+00
-1.53E+00
-1.45E+00
-1.45E+00
-1.45E+00
-1.37E+00
-1.45E+00
-1.37E+00
-1.29E+00
-1.29E+00
-1.29E+00
-1.29E+00
-1.29E+00
-1.29E+00
-1.29E+00
-1.13E+00
-1.21E+00
-1.21E+00
-1.21E+00
-1.13E+00
-1.13E+00
-1.13E+00
-1.13E+00
-1.05E+00
-1.05E+00
-1.05E+00
-1.05E+00
-9.65E-01
-9.65E-01
-9.65E-01
-9.65E-01
-9.65E-01
-9.65E-01
-8.84E-01
-8.84E-01
-8.04E-01
-8.04E-01
-8.04E-01
-8.04E-01
-8.04E-01
-8.04E-01
-8.04E-01
-7.24E-01
-7.24E-01
-6.43E-01
-7.24E-01
-6.43E-01
-5.63E-01
-6.43E-01
-5.63E-01
-6.43E-01
-5.63E-01
-5.63E-01
-4.82E-01
-4.82E-01
-4.82E-01
-4.82E-01
-4.02E-01
-4.02E-01
-4.02E-01
-4.02E-01
-4.02E-01
-3.22E-01
-3.22E-01
-4.02E-01
-3.22E-01
-2.41E-01
-3.22E-01
-3.22E-01
-2.41E-01
-1.61E-01
-1.61E-01
-1.61E-01
-1.61E-01
-1.61E-01
-8.04E-02
-8.04E-02
-8.04E-02
-8.04E-02
-8.04E-02
0.00E+00
-8.04E-02
0.00E+00
0.00E+00
8.04E-02
0.00E+00
8.04E-02
8.04E-02
8.04E-02
1.61E-01
1.61E-01
1.61E-01
1.61E-01
1.61E-01
2.41E-01
2.41E-01
2.41E-01
3.22E-01
2.41E-01
3.22E-01
3.22E-01
4.02E-01
4.02E-01
4.02E-01
4.02E-01
4.02E-01
4.02E-01
4.02E-01
5.63E-01
4.82E-01
4.82E-01
4.82E-01
6.43E-01
5.63E-01
5.63E-01
5.63E-01
6.43E-01
6.43E-01
5.63E-01
7.24E-01
6.43E-01
8.04E-01
7.24E-01
8.04E-01
8.04E-01
8.04E-01
8.04E-01
8.84E-01
8.84E-01
8.04E-01
8.04E-01
8.84E-01
9.65E-01
9.65E-01
9.65E-01
9.65E-01
1.05E+00
9.65E-01
1.05E+00
1.05E+00
1.05E+00
1.05E+00
1.13E+00
1.13E+00
1.13E+00
1.21E+00
1.13E+00
1.21E+00
1.13E+00
1.21E+00
1.29E+00
1.21E+00
1.29E+00
1.29E+00
1.37E+00
1.37E+00
1.29E+00
1.37E+00
1.37E+00
1.37E+00
1.37E+00
1.45E+00
1.37E+00
1.45E+00
1.45E+00
1.53E+00
1.45E+00
1.53E+00
1.53E+00
1.61E+00
1.61E+00
1.61E+00
1.69E+00
1.61E+00
1.69E+00
1.69E+00
1.61E+00
1.69E+00
1.69E+00
1.69E+00
1.69E+00
1.69E+00
1.77E+00
1.77E+00
1.85E+00
1.77E+00
1.77E+00
1.77E+00
1.85E+00
1.85E+00
1.93E+00
1.93E+00
1.93E+00
1.93E+00
1.93E+00
1.93E+00
2.01E+00
2.01E+00
1.93E+00
2.09E+00
2.01E+00
2.09E+00
2.01E+00
2.09E+00
2.01E+00
2.01E+00
2.09E+00
2.09E+00
2.17E+00
2.25E+00
2.09E+00
2.17E+00
2.17E+00
2.25E+00
2.17E+00
2.25E+00
2.25E+00
2.25E+00
2.25E+00
2.25E+00
2.25E+00
2.33E+00
2.25E+00
2.41E+00
2.25E+00
2.33E+00
2.33E+00
2.33E+00
2.41E+00
2.41E+00
2.33E+00
2.41E+00
2.41E+00
2.49E+00
2.41E+00
2.49E+00
2.41E+00
2.41E+00
2.49E+00
2.49E+00
2.41E+00
2.49E+00
2.49E+00
2.57E+00
2.57E+00
2.57E+00
2.49E+00
2.57E+00
2.57E+00
2.57E+00
2.57E+00
2.57E+00
2.65E+00
2.57E+00
2.57E+00
2.57E+00
2.65E+00
2.65E+00
2.57E+00
2.73E+00
2.65E+00
2.73E+00
2.65E+00
2.65E+00
2.73E+00
2.73E+00
2.65E+00
2.73E+00
2.73E+00
2.81E+00
2.73E+00
2.81E+00
2.73E+00
2.73E+00
2.81E+00
2.81E+00
2.81E+00
2.81E+00
2.81E+00
2.81E+00
2.73E+00
2.81E+00
2.81E+00
2.81E+00
2.89E+00
2.89E+00
2.81E+00
2.89E+00
2.89E+00
2.89E+00
2.89E+00
2.81E+00
2.89E+00
2.89E+00
2.89E+00
2.89E+00
2.89E+00
2.81E+00
2.89E+00
2.89E+00
2.81E+00
2.89E+00
2.89E+00
2.89E+00
2.89E+00
2.89E+00
2.89E+00
2.89E+00
2.89E+00
2.89E+00
2.89E+00
2.97E+00
2.97E+00
2.97E+00
2.89E+00
2.97E+00
2.97E+00
2.97E+00
2.97E+00
2.89E+00
2.97E+00
2.97E+00
2.97E+00
2.89E+00
2.89E+00
3.06E+00
2.97E+00
2.89E+00
2.97E+00
2.97E+00
2.97E+00
2.97E+00
2.97E+00
2.81E+00
2.97E+00
2.89E+00
2.89E+00
2.97E+00
2.97E+00
2.89E+00
2.97E+00
2.89E+00
2.97E+00
2.89E+00
2.97E+00
2.89E+00
2.97E+00
2.89E+00
2.97E+00
2.89E+00
2.89E+00
2.89E+00
2.97E+00
2.97E+00
2.89E+00
2.89E+00
2.89E+00
2.89E+00
2.89E+00
2.89E+00
2.89E+00
2.89E+00
2.89E+00
2.89E+00
2.89E+00
2.89E+00
2.89E+00
2.81E+00
2.89E+00
2.89E+00
2.81E+00
2.81E+00
2.89E+00
2.73E+00
2.81E+00
2.81E+00
2.81E+00
2.81E+00
2.73E+00
2.81E+00
2.81E+00
2.81E+00
2.81E+00
2.73E+00
2.73E+00
2.81E+00
2.73E+00
2.73E+00
2.81E+00
2.73E+00
2.73E+00
2.73E+00
2.81E+00
2.73E+00
2.73E+00
2.65E+00
2.73E+00
2.65E+00
2.65E+00
2.65E+00
2.57E+00
2.57E+00
2.65E+00
2.65E+00
2.65E+00
2.57E+00
2.57E+00
2.57E+00
2.57E+00
2.65E+00
2.57E+00
2.57E+00
2.57E+00
2.49E+00
2.57E+00
2.57E+00
2.41E+00
2.49E+00
2.57E+00
2.49E+00
2.49E+00
2.57E+00
2.49E+00
2.49E+00
2.41E+00
2.41E+00
2.41E+00
2.41E+00
2.41E+00
2.33E+00
2.33E+00
2.33E+00
2.33E+00
2.33E+00
2.33E+00
2.41E+00
2.33E+00
2.33E+00
2.25E+00
2.25E+00
2.17E+00
2.17E+00
2.25E+00
2.25E+00
2.17E+00
2.17E+00
2.17E+00
2.09E+00
2.17E+00
2.17E+00
2.17E+00
2.17E+00
2.17E+00
2.09E+00
2.09E+00
2.01E+00
2.09E+00
2.01E+00
2.01E+00
2.01E+00
2.01E+00
2.01E+00
1.93E+00
1.93E+00
2.01E+00
1.93E+00
1.93E+00
1.85E+00
1.85E+00
1.85E+00
1.85E+00
1.85E+00
1.85E+00
1.85E+00
1.77E+00
1.77E+00
1.85E+00
1.77E+00
1.77E+00
1.77E+00
1.69E+00
1.69E+00
1.69E+00
1.61E+00
1.61E+00
1.61E+00
1.53E+00
1.61E+00
1.61E+00
1.53E+00
1.53E+00
1.53E+00
1.45E+00
1.45E+00
1.53E+00
1.45E+00
1.45E+00
1.37E+00
1.45E+00
1.45E+00
1.37E+00
1.37E+00
1.29E+00
1.37E+00
1.29E+00
1.37E+00
1.29E+00
1.29E+00
1.29E+00
1.21E+00
1.13E+00
1.21E+00
1.13E+00
1.13E+00
1.13E+00
1.13E+00
1.13E+00
1.05E+00
1.05E+00
1.05E+00
1.05E+00
9.65E-01
8.84E-01
1.05E+00
9.65E-01
9.65E-01
8.84E-01
8.84E-01
8.84E-01
8.84E-01
8.04E-01
8.04E-01
8.04E-01
8.84E-01
8.04E-01
7.24E-01
8.04E-01
7.24E-01
7.24E-01
6.43E-01
6.43E-01
6.43E-01
6.43E-01
6.43E-01
5.63E-01
5.63E-01
5.63E-01
5.63E-01
6.43E-01
5.63E-01
4.82E-01
4.02E-01
4.82E-01
4.82E-01
4.02E-01
4.02E-01
3.22E-01
4.02E-01
3.22E-01
3.22E-01
2.41E-01
3.22E-01
3.22E-01
3.22E-01
8.04E-02
1.61E-01
2.41E-01
1.61E-01
2.41E-01
1.61E-01
8.04E-02
1.61E-01
8.04E-02
8.04E-02
0.00E+00
8.04E-02
0.00E+00
8.04E-02
0.00E+00
-8.04E-02
-8.04E-02
-8.04E-02
-8.04E-02
-1.61E-01
-1.61E-01
-1.61E-01
-1.61E-01
-2.41E-01
-2.41E-01
-2.41E-01
-3.22E-01
-3.22E-01
-2.41E-01
-3.22E-01
-3.22E-01
-3.22E-01
-4.02E-01
-4.02E-01
-3.22E-01
-4.82E-01
-4.02E-01
-4.02E-01
-4.02E-01
-4.82E-01
-4.82E-01
-4.82E-01
-5.63E-01
-5.63E-01
-5.63E-01
-5.63E-01
-5.63E-01
-6.43E-01
-7.24E-01
-6.43E-01
-8.04E-01
-7.24E-01
-7.24E-01
-7.24E-01
-7.24E-01
-7.24E-01
-8.04E-01
-8.04E-01
-8.84E-01
-8.04E-01
-8.84E-01
-9.65E-01
-8.84E-01
-8.84E-01
-9.65E-01
-9.65E-01
-1.05E+00
-9.65E-01
-1.05E+00
-1.05E+00
-1.05E+00
-1.13E+00
-1.13E+00
-1.13E+00
-1.13E+00
-1.13E+00
-1.05E+00
-1.21E+00
-1.21E+00
-1.21E+00
-1.29E+00
-1.29E+00
-1.21E+00
-1.37E+00
-1.37E+00
-1.29E+00
-1.29E+00
-1.37E+00
-1.29E+00
-1.45E+00
-1.45E+00
-1.37E+00
-1.37E+00
-1.53E+00
-1.45E+00
-1.53E+00
-1.53E+00
-1.45E+00
-1.53E+00
-1.53E+00
-1.61E+00
-1.61E+00
-1.61E+00
-1.61E+00
-1.61E+00
-1.61E+00
-1.61E+00
-1.69E+00
-1.69E+00
-1.69E+00
-1.69E+00
-1.77E+00
-1.77E+00
-1.77E+00
-1.77E+00
-1.85E+00
-1.85E+00
-1.93E+00
-1.85E+00
-1.85E+00
-1.93E+00
-1.93E+00
-1.93E+00
-1.93E+00
-1.93E+00
-1.93E+00
-2.01E+00
-1.93E+00
-2.01E+00
-2.01E+00
-2.01E+00
-2.09E+00
-2.09E+00
-2.09E+00
-2.01E+00
-2.09E+00
-2.17E+00
-2.09E+00
-2.17E+00
-2.17E+00
-2.17E+00
-2.17E+00
-2.17E+00
-2.17E+00
-2.17E+00
-2.25E+00
-2.33E+00
-2.17E+00
-2.33E+00
-2.25E+00
-2.33E+00
-2.33E+00
-2.33E+00
-2.25E+00
-2.33E+00
-2.41E+00
-2.33E+00
-2.41E+00
-2.41E+00
-2.41E+00
-2.41E+00
-2.41E+00
-2.49E+00
-2.49E+00
-2.49E+00
-2.49E+00
-2.49E+00
-2.49E+00
-2.49E+00
-2.57E+00
-2.49E+00
-2.57E+00
-2.57E+00
-2.57E+00
-2.57E+00
-2.57E+00
-2.65E+00
-2.57E+00
-2.57E+00
-2.65E+00
-2.57E+00
-2.65E+00
-2.57E+00
-2.57E+00
-2.65E+00
-2.65E+00
-2.65E+00
-2.73E+00
-2.73E+00
-2.73E+00
-2.73E+00
-2.65E+00
-2.73E+00
-2.81E+00
-2.73E+00
-2.73E+00
-2.73E+00
-2.73E+00
-2.81E+00
-2.73E+00
-2.73E+00
-2.81E+00
-2.81E+00
-2.73E+00
-2.81E+00
-2.89E+00
-2.81E+00
-2.89E+00
-2.89E+00
-2.89E+00
-2.89E+00
-2.89E+00
-2.89E+00
-2.89E+00
-2.89E+00
-2.89E+00
-2.89E+00
-2.97E+00
-2.97E+00
-2.89E+00
-2.89E+00
-2.89E+00
-2.97E+00
-2.97E+00
-2.89E+00
-2.97E+00
-2.89E+00
-2.89E+00
-2.97E+00
-3.06E+00
-2.97E+00
-2.89E+00
-2.89E+00
-2.97E+00
-2.97E+00
-2.97E+00
-3.06E+00
-2.97E+00
-2.97E+00
-2.97E+00
-3.06E+00
-2.97E+00
-2.97E+00
-2.97E+00
-2.97E+00
-2.97E+00
-2.97E+00
-2.89E+00
-2.97E+00
-2.97E+00
-2.97E+00
-3.06E+00
-2.97E+00
-2.97E+00
-2.97E+00
-3.06E+00
-2.97E+00
-2.97E+00
-2.97E+00
-3.06E+00
-3.06E+00
-3.06E+00
-2.97E+00
-2.97E+00
-2.97E+00
-2.97E+00
-2.97E+00
-3.06E+00
-3.06E+00
-2.97E+00
-3.06E+00
-2.97E+00
-2.97E+00
-2.97E+00
-2.97E+00
-3.06E+00
-3.06E+00
-2.97E+00
-2.97E+00
-3.06E+00
-3.06E+00
-2.97E+00
-2.97E+00
-2.97E+00
-2.97E+00
-2.97E+00
-2.97E+00
-3.06E+00
-2.97E+00
-3.06E+00
-2.89E+00
-2.97E+00
-2.89E+00
-2.97E+00
-2.97E+00
-2.97E+00
-3.06E+00
-2.97E+00
-2.89E+00
-2.97E+00
-2.89E+00
-2.97E+00
-2.97E+00
-2.89E+00
-2.89E+00
-2.97E+00
-2.89E+00
-2.97E+00
-2.89E+00
-2.89E+00
-2.97E+00
-2.97E+00
-2.97E+00
-2.81E+00
-2.89E+00
-2.89E+00
-2.89E+00
-2.89E+00
-2.89E+00
-2.89E+00
-2.89E+00
-2.81E+00
-2.89E+00
-2.81E+00
-2.81E+00
-2.73E+00
-2.81E+00
-2.81E+00
-2.89E+00
-2.81E+00
-2.89E+00
-2.73E+00
-2.81E+00
-2.73E+00
-2.73E+00
-2.73E+00
-2.73E+00
-2.81E+00
-2.65E+00
-2.73E+00
-2.73E+00
-2.73E+00
-2.65E+00
-2.65E+00
-2.65E+00
-2.65E+00
-2.65E+00
-2.57E+00
-2.65E+00
-2.65E+00
-2.57E+00
-2.57E+00
-2.57E+00
-2.65E+00
-2.65E+00
-2.57E+00
-2.57E+00
-2.57E+00
-2.49E+00
-2.57E+00
-2.57E+00
-2.49E+00
-2.49E+00
-2.49E+00
-2.41E+00
-2.49E+00
-2.41E+00
-2.41E+00
-2.41E+00
-2.33E+00
-2.49E+00
-2.41E+00
-2.33E+00
-2.41E+00
-2.33E+00
-2.33E+00
-2.41E+00
-2.33E+00
-2.25E+00
-2.25E+00
-2.33E+00
-2.33E+00
-2.33E+00
-2.17E+00
-2.17E+00
-2.25E+00
-2.25E+00
-2.25E+00
-2.17E+00
-2.17E+00
-2.17E+00
-2.17E+00
-2.17E+00
-2.09E+00
-2.09E+00
-2.09E+00
-2.09E+00
-2.09E+00
-1.93E+00
-2.09E+00
-2.09E+00
-2.09E+00
-2.01E+00
-2.01E+00
-2.01E+00
-2.01E+00
-2.01E+00
-2.01E+00
-1.93E+00
-1.93E+00
-1.93E+00
-1.77E+00
-1.85E+00
-1.85E+00
-1.85E+00
-1.77E+00
-1.77E+00
-1.77E+00
-1.77E+00
-1.77E+00
-1.77E+00
-1.69E+00
-1.69E+00
-1.69E+00
-1.69E+00
-1.69E+00
-1.61E+00
-1.61E+00
-1.61E+00
-1.53E+00
-1.53E+00
-1.53E+00
-1.53E+00
-1.53E+00
-1.53E+00
-1.53E+00
-1.53E+00
-1.45E+00
-1.45E+00
-1.45E+00
-1.37E+00
-1.37E+00
-1.37E+00
-1.37E+00
-1.37E+00
-1.37E+00
-1.37E+00
-1.29E+00
-1.29E+00
-1.29E+00
-1.21E+00
-1.21E+00
-1.21E+00
-1.13E+00
-1.21E+00
-1.13E+00
-1.13E+00
-1.13E+00
-1.05E+00
-1.13E+00
-1.05E+00
-1.05E+00
-1.05E+00
-1.05E+00
-9.65E-01
-9.65E-01
-9.65E-01
-8.04E-01
-8.84E-01
-9.65E-01
-8.84E-01
-8.84E-01
-8.04E-01
-8.04E-01
-8.04E-01
-7.24E-01
-8.04E-01
-8.04E-01
-7.24E-01
-6.43E-01
-6.43E-01
-6.43E-01
-7.24E-01
-6.43E-01
-5.63E-01
-6.43E-01
-7.24E-01
-5.63E-01
-5.63E-01
-5.63E-01
-4.82E-01
-4.02E-01
-4.82E-01
-4.82E-01
-4.02E-01
-4.02E-01
-4.02E-01
-4.02E-01
-3.22E-01
-4.02E-01
-4.02E-01
-3.22E-01
-3.22E-01
-3.22E-01
-2.41E-01
-1.61E-01
-2.41E-01
-1.61E-01
-1.61E-01
-1.61E-01
-1.61E-01
-1.61E-01
-8.04E-02
-8.04E-02
0.00E+00
-1.61E-01
0.00E+00
0.00E+00
0.00E+00];
y=[8.04E-02
0.00E+00
0.00E+00
8.04E-02
8.04E-02
8.04E-02
1.61E-01
8.04E-02
2.41E-01
1.61E-01
2.41E-01
2.41E-01
2.41E-01
3.22E-01
2.41E-01
3.22E-01
3.22E-01
3.22E-01
3.22E-01
3.22E-01
3.22E-01
4.02E-01
4.02E-01
4.82E-01
4.82E-01
4.82E-01
5.63E-01
5.63E-01
5.63E-01
6.43E-01
5.63E-01
6.43E-01
5.63E-01
5.63E-01
7.24E-01
7.24E-01
7.24E-01
7.24E-01
6.43E-01
8.04E-01
7.24E-01
8.04E-01
8.04E-01
8.04E-01
8.04E-01
8.04E-01
8.04E-01
8.84E-01
8.84E-01
9.65E-01
8.84E-01
9.65E-01
9.65E-01
9.65E-01
1.05E+00
1.05E+00
1.05E+00
1.05E+00
1.13E+00
1.13E+00
1.13E+00
1.13E+00
1.13E+00
1.13E+00
1.21E+00
1.21E+00
1.21E+00
1.21E+00
1.29E+00
1.29E+00
1.29E+00
1.29E+00
1.37E+00
1.37E+00
1.37E+00
1.45E+00
1.37E+00
1.37E+00
1.45E+00
1.45E+00
1.37E+00
1.45E+00
1.37E+00
1.45E+00
1.53E+00
1.53E+00
1.53E+00
1.61E+00
1.61E+00
1.61E+00
1.61E+00
1.61E+00
1.69E+00
1.61E+00
1.69E+00
1.69E+00
1.69E+00
1.77E+00
1.69E+00
1.77E+00
1.77E+00
1.85E+00
1.69E+00
1.77E+00
1.85E+00
1.77E+00
1.85E+00
1.85E+00
1.85E+00
2.01E+00
1.93E+00
1.93E+00
1.93E+00
2.01E+00
2.01E+00
1.93E+00
2.01E+00
2.09E+00
2.09E+00
2.01E+00
2.09E+00
2.01E+00
2.09E+00
2.09E+00
2.09E+00
2.17E+00
2.09E+00
2.17E+00
2.17E+00
2.17E+00
2.17E+00
2.25E+00
2.17E+00
2.25E+00
2.25E+00
2.25E+00
2.25E+00
2.25E+00
2.25E+00
2.17E+00
2.33E+00
2.33E+00
2.33E+00
2.33E+00
2.33E+00
2.33E+00
2.33E+00
2.33E+00
2.33E+00
2.41E+00
2.41E+00
2.41E+00
2.49E+00
2.49E+00
2.49E+00
2.41E+00
2.49E+00
2.49E+00
2.49E+00
2.49E+00
2.49E+00
2.49E+00
2.49E+00
2.57E+00
2.57E+00
2.49E+00
2.57E+00
2.57E+00
2.57E+00
2.57E+00
2.65E+00
2.65E+00
2.65E+00
2.57E+00
2.65E+00
2.65E+00
2.65E+00
2.65E+00
2.65E+00
2.73E+00
2.65E+00
2.65E+00
2.65E+00
2.73E+00
2.73E+00
2.73E+00
2.81E+00
2.73E+00
2.81E+00
2.73E+00
2.73E+00
2.81E+00
2.73E+00
2.81E+00
2.81E+00
2.73E+00
2.81E+00
2.81E+00
2.81E+00
2.81E+00
2.73E+00
2.81E+00
2.81E+00
2.81E+00
2.81E+00
2.81E+00
2.81E+00
2.89E+00
2.89E+00
2.81E+00
2.89E+00
2.81E+00
2.89E+00
2.89E+00
2.81E+00
2.81E+00
2.89E+00
2.89E+00
2.81E+00
2.97E+00
2.97E+00
2.81E+00
2.89E+00
2.89E+00
2.89E+00
2.89E+00
2.89E+00
2.89E+00
2.97E+00
2.89E+00
2.89E+00
2.89E+00
2.89E+00
2.89E+00
2.97E+00
2.97E+00
2.89E+00
2.97E+00
2.89E+00
2.97E+00
2.97E+00
2.97E+00
2.97E+00
2.89E+00
2.89E+00
2.97E+00
2.89E+00
2.97E+00
2.89E+00
2.89E+00
2.97E+00
2.97E+00
2.89E+00
2.97E+00
2.97E+00
2.97E+00
2.97E+00
2.89E+00
2.97E+00
2.89E+00
2.89E+00
2.97E+00
2.89E+00
2.97E+00
2.89E+00
2.89E+00
2.89E+00
2.89E+00
2.89E+00
2.89E+00
2.81E+00
2.81E+00
2.97E+00
2.89E+00
2.89E+00
2.89E+00
2.97E+00
2.89E+00
2.89E+00
2.89E+00
2.81E+00
2.89E+00
2.89E+00
2.81E+00
2.89E+00
2.89E+00
2.81E+00
2.81E+00
2.81E+00
2.89E+00
2.81E+00
2.89E+00
2.73E+00
2.81E+00
2.81E+00
2.81E+00
2.81E+00
2.81E+00
2.73E+00
2.89E+00
2.81E+00
2.73E+00
2.81E+00
2.73E+00
2.81E+00
2.73E+00
2.73E+00
2.65E+00
2.73E+00
2.73E+00
2.65E+00
2.73E+00
2.65E+00
2.73E+00
2.65E+00
2.57E+00
2.65E+00
2.65E+00
2.65E+00
2.57E+00
2.57E+00
2.57E+00
2.57E+00
2.57E+00
2.57E+00
2.57E+00
2.57E+00
2.57E+00
2.57E+00
2.49E+00
2.57E+00
2.49E+00
2.57E+00
2.49E+00
2.49E+00
2.49E+00
2.57E+00
2.49E+00
2.41E+00
2.41E+00
2.49E+00
2.49E+00
2.41E+00
2.33E+00
2.41E+00
2.33E+00
2.41E+00
2.41E+00
2.41E+00
2.33E+00
2.25E+00
2.33E+00
2.25E+00
2.33E+00
2.25E+00
2.25E+00
2.25E+00
2.25E+00
2.25E+00
2.17E+00
2.25E+00
2.17E+00
2.17E+00
2.09E+00
2.17E+00
2.09E+00
2.09E+00
2.09E+00
2.09E+00
2.01E+00
1.93E+00
2.09E+00
2.09E+00
2.01E+00
2.01E+00
2.01E+00
2.01E+00
2.01E+00
2.01E+00
1.93E+00
1.93E+00
1.85E+00
2.01E+00
1.85E+00
1.93E+00
1.85E+00
1.85E+00
1.85E+00
1.85E+00
1.85E+00
1.69E+00
1.77E+00
1.77E+00
1.77E+00
1.69E+00
1.69E+00
1.77E+00
1.69E+00
1.69E+00
1.69E+00
1.61E+00
1.69E+00
1.61E+00
1.61E+00
1.53E+00
1.61E+00
1.61E+00
1.53E+00
1.45E+00
1.53E+00
1.53E+00
1.45E+00
1.45E+00
1.45E+00
1.37E+00
1.45E+00
1.45E+00
1.37E+00
1.37E+00
1.37E+00
1.37E+00
1.37E+00
1.21E+00
1.29E+00
1.21E+00
1.21E+00
1.29E+00
1.21E+00
1.21E+00
1.21E+00
1.13E+00
1.05E+00
1.13E+00
1.13E+00
1.05E+00
1.13E+00
1.05E+00
9.65E-01
8.84E-01
9.65E-01
8.84E-01
8.84E-01
9.65E-01
9.65E-01
8.84E-01
8.84E-01
8.04E-01
8.84E-01
8.04E-01
8.84E-01
8.04E-01
7.24E-01
7.24E-01
7.24E-01
8.04E-01
7.24E-01
7.24E-01
6.43E-01
6.43E-01
6.43E-01
6.43E-01
6.43E-01
5.63E-01
6.43E-01
5.63E-01
4.82E-01
4.82E-01
4.82E-01
4.82E-01
4.82E-01
4.02E-01
4.02E-01
3.22E-01
3.22E-01
3.22E-01
4.02E-01
3.22E-01
2.41E-01
3.22E-01
2.41E-01
3.22E-01
2.41E-01
1.61E-01
1.61E-01
8.04E-02
1.61E-01
1.61E-01
1.61E-01
8.04E-02
8.04E-02
8.04E-02
8.04E-02
0.00E+00
0.00E+00
0.00E+00
0.00E+00
-8.04E-02
-8.04E-02
-8.04E-02
-1.61E-01
-8.04E-02
-1.61E-01
-1.61E-01
-1.61E-01
-1.61E-01
-2.41E-01
-2.41E-01
-1.61E-01
-2.41E-01
-4.02E-01
-3.22E-01
-4.02E-01
-3.22E-01
-3.22E-01
-4.02E-01
-4.02E-01
-4.02E-01
-4.02E-01
-4.82E-01
-4.82E-01
-4.82E-01
-4.82E-01
-5.63E-01
-4.82E-01
-6.43E-01
-6.43E-01
-5.63E-01
-5.63E-01
-6.43E-01
-6.43E-01
-6.43E-01
-6.43E-01
-7.24E-01
-7.24E-01
-8.04E-01
-7.24E-01
-8.04E-01
-7.24E-01
-8.04E-01
-8.04E-01
-8.84E-01
-8.04E-01
-8.84E-01
-8.84E-01
-9.65E-01
-9.65E-01
-9.65E-01
-9.65E-01
-9.65E-01
-1.05E+00
-1.05E+00
-1.05E+00
-1.13E+00
-1.13E+00
-1.05E+00
-1.21E+00
-1.13E+00
-1.13E+00
-1.13E+00
-1.21E+00
-1.29E+00
-1.21E+00
-1.29E+00
-1.29E+00
-1.29E+00
-1.29E+00
-1.37E+00
-1.29E+00
-1.37E+00
-1.37E+00
-1.45E+00
-1.37E+00
-1.45E+00
-1.37E+00
-1.45E+00
-1.53E+00
-1.45E+00
-1.45E+00
-1.53E+00
-1.61E+00
-1.45E+00
-1.53E+00
-1.69E+00
-1.53E+00
-1.69E+00
-1.61E+00
-1.61E+00
-1.61E+00
-1.61E+00
-1.69E+00
-1.69E+00
-1.77E+00
-1.77E+00
-1.77E+00
-1.77E+00
-1.85E+00
-1.77E+00
-1.85E+00
-1.77E+00
-1.77E+00
-1.85E+00
-1.93E+00
-1.85E+00
-1.93E+00
-1.85E+00
-2.01E+00
-1.93E+00
-1.93E+00
-1.93E+00
-1.93E+00
-1.93E+00
-2.01E+00
-2.01E+00
-1.93E+00
-2.09E+00
-2.09E+00
-2.01E+00
-2.01E+00
-2.09E+00
-2.09E+00
-2.01E+00
-2.01E+00
-2.17E+00
-2.09E+00
-2.09E+00
-2.17E+00
-2.17E+00
-2.17E+00
-2.09E+00
-2.17E+00
-2.17E+00
-2.17E+00
-2.09E+00
-2.09E+00
-2.17E+00
-2.09E+00
-2.09E+00
-2.09E+00
-2.09E+00
-2.09E+00
-2.09E+00
-2.17E+00
-2.09E+00
-2.09E+00
-2.25E+00
-2.17E+00
-2.09E+00
-2.09E+00
-2.25E+00
-2.17E+00
-2.09E+00
-2.17E+00
-2.09E+00
-2.09E+00
-2.17E+00
-2.09E+00
-2.17E+00
-2.17E+00
-2.25E+00
-2.09E+00
-2.17E+00
-2.17E+00
-2.17E+00
-2.09E+00
-2.09E+00
-2.17E+00
-2.09E+00
-2.09E+00
-2.17E+00
-2.17E+00
-2.17E+00
-2.17E+00
-2.17E+00
-2.09E+00
-2.17E+00
-2.17E+00
-2.17E+00
-2.17E+00
-2.17E+00
-2.09E+00
-2.09E+00
-2.17E+00
-2.25E+00
-2.09E+00
-2.25E+00
-2.17E+00
-2.17E+00
-2.17E+00
-2.17E+00
-2.25E+00
-2.09E+00
-2.17E+00
-2.09E+00
-2.25E+00
-2.25E+00
-2.09E+00
-2.17E+00
-2.09E+00
-2.17E+00
-2.17E+00
-2.25E+00
-2.17E+00
-2.17E+00
-2.17E+00
-2.17E+00
-2.25E+00
-2.17E+00
-2.17E+00
-2.17E+00
-2.17E+00
-2.25E+00
-2.17E+00
-2.25E+00
-2.09E+00
-2.25E+00
-2.09E+00
-2.17E+00
-2.17E+00
-2.25E+00
-2.25E+00
-2.17E+00
-2.09E+00
-2.17E+00
-2.17E+00
-2.25E+00
-2.25E+00
-2.17E+00
-2.09E+00
-2.17E+00
-2.17E+00
-2.09E+00
-2.17E+00
-2.25E+00
-2.17E+00
-2.17E+00
-2.09E+00
-2.17E+00
-2.17E+00
-2.17E+00
-2.17E+00
-2.17E+00
-2.17E+00
-2.17E+00
-2.17E+00
-2.17E+00
-2.17E+00
-2.17E+00
-2.17E+00
-2.17E+00
-2.17E+00
-2.17E+00
-2.25E+00
-2.09E+00
-2.17E+00
-2.25E+00
-2.17E+00
-2.17E+00
-2.09E+00
-2.17E+00
-2.25E+00
-2.17E+00
-2.17E+00
-2.17E+00
-2.09E+00
-2.25E+00
-2.09E+00
-2.25E+00
-2.17E+00
-2.17E+00
-2.25E+00
-2.17E+00
-2.17E+00
-2.09E+00
-2.09E+00
-2.17E+00
-2.09E+00
-2.17E+00
-2.17E+00
-2.17E+00
-2.17E+00
-2.17E+00
-2.17E+00
-2.09E+00
-2.17E+00
-2.09E+00
-2.09E+00
-2.09E+00
-2.17E+00
-2.17E+00
-2.17E+00
-2.17E+00
-2.17E+00
-2.17E+00
-2.17E+00
-2.09E+00
-2.17E+00
-2.25E+00
-2.17E+00
-2.17E+00
-2.09E+00
-2.09E+00
-2.17E+00
-2.09E+00
-2.25E+00
-2.17E+00
-2.09E+00
-2.25E+00
-2.09E+00
-2.01E+00
-2.09E+00
-2.17E+00
-2.17E+00
-2.17E+00
-2.25E+00
-2.17E+00
-2.17E+00
-2.17E+00
-2.09E+00
-2.25E+00
-2.09E+00
-2.17E+00
-2.09E+00
-2.17E+00
-2.17E+00
-2.17E+00
-2.17E+00
-2.09E+00
-2.25E+00
-2.17E+00
-2.17E+00
-2.17E+00
-2.25E+00
-2.09E+00
-2.09E+00
-2.09E+00
-2.09E+00
-2.17E+00
-2.09E+00
-2.09E+00
-2.25E+00
-2.09E+00
-2.17E+00
-2.17E+00
-2.17E+00
-2.09E+00
-2.17E+00
-2.17E+00
-2.17E+00
-2.09E+00
-2.17E+00
-2.09E+00
-2.09E+00
-2.09E+00
-2.09E+00
-2.09E+00
-2.09E+00
-2.01E+00
-2.09E+00
-2.09E+00
-2.09E+00
-2.01E+00
-2.09E+00
-2.09E+00
-2.09E+00
-2.09E+00
-2.09E+00
-2.09E+00
-2.09E+00
-2.09E+00
-2.01E+00
-2.01E+00
-2.09E+00
-2.17E+00
-2.09E+00
-2.01E+00
-2.01E+00
-2.09E+00
-2.01E+00
-2.01E+00
-2.01E+00
-2.09E+00
-2.01E+00
-1.93E+00
-2.01E+00
-2.01E+00
-1.93E+00
-1.93E+00
-2.01E+00
-2.01E+00
-1.93E+00
-1.85E+00
-1.85E+00
-2.01E+00
-1.85E+00
-1.77E+00
-1.77E+00
-1.85E+00
-1.85E+00
-1.85E+00
-1.77E+00
-1.69E+00
-1.69E+00
-1.69E+00
-1.69E+00
-1.69E+00
-1.69E+00
-1.77E+00
-1.61E+00
-1.61E+00
-1.61E+00
-1.53E+00
-1.53E+00
-1.61E+00
-1.53E+00
-1.53E+00
-1.45E+00
-1.45E+00
-1.45E+00
-1.45E+00
-1.45E+00
-1.45E+00
-1.37E+00
-1.37E+00
-1.37E+00
-1.37E+00
-1.29E+00
-1.29E+00
-1.29E+00
-1.21E+00
-1.29E+00
-1.29E+00
-1.21E+00
-1.13E+00
-1.13E+00
-1.13E+00
-1.13E+00
-1.13E+00
-1.13E+00
-1.21E+00
-1.05E+00
-1.13E+00
-1.05E+00
-1.13E+00
-1.05E+00
-9.65E-01
-9.65E-01
-9.65E-01
-9.65E-01
-8.84E-01
-8.84E-01
-8.84E-01
-8.84E-01
-8.04E-01
-8.04E-01
-8.04E-01
-8.04E-01
-7.24E-01
-8.04E-01
-8.04E-01
-7.24E-01
-7.24E-01
-7.24E-01
-7.24E-01
-6.43E-01
-4.82E-01
-6.43E-01
-6.43E-01
-5.63E-01
-6.43E-01
-5.63E-01
-5.63E-01
-4.82E-01
-4.82E-01
-4.02E-01
-4.82E-01
-4.82E-01
-4.02E-01
-4.82E-01
-3.22E-01
-4.02E-01
-3.22E-01
-3.22E-01
-3.22E-01
-3.22E-01
-2.41E-01
-2.41E-01
-2.41E-01
-2.41E-01
-2.41E-01
-1.61E-01
-1.61E-01
-1.61E-01
-1.61E-01
-8.04E-02
-8.04E-02
0.00E+00
-8.04E-02
0.00E+00
-8.04E-02
-8.04E-02
8.04E-02
0.00E+00
0.00E+00
8.04E-02
8.04E-02
8.04E-02
8.04E-02
8.04E-02
1.61E-01
2.41E-01
2.41E-01
2.41E-01
2.41E-01
3.22E-01
3.22E-01
3.22E-01
3.22E-01
4.02E-01
4.02E-01
4.02E-01
4.02E-01
4.82E-01
4.02E-01
4.82E-01
4.02E-01
4.82E-01
4.82E-01
4.82E-01
4.82E-01
5.63E-01
5.63E-01
6.43E-01
6.43E-01
5.63E-01
6.43E-01
6.43E-01
7.24E-01
7.24E-01
7.24E-01
8.04E-01
7.24E-01
7.24E-01
8.04E-01
8.04E-01
8.04E-01
8.04E-01
8.84E-01
8.84E-01
8.84E-01
8.84E-01
8.84E-01
9.65E-01
9.65E-01
1.05E+00
1.05E+00
1.05E+00
1.13E+00
1.05E+00
1.13E+00
1.05E+00
1.13E+00
1.13E+00
1.13E+00
1.21E+00
1.21E+00
1.29E+00
1.21E+00
1.21E+00
1.29E+00
1.29E+00
1.29E+00
1.29E+00
1.29E+00
1.37E+00
1.37E+00
1.37E+00
1.37E+00
1.45E+00
1.37E+00
1.45E+00
1.45E+00
1.45E+00
1.37E+00
1.53E+00
1.53E+00
1.45E+00
1.53E+00
1.61E+00
1.61E+00
1.61E+00
1.61E+00
1.61E+00
1.61E+00
1.61E+00
1.69E+00
1.61E+00
1.69E+00
1.69E+00
1.69E+00
1.69E+00
1.77E+00
1.77E+00
1.77E+00
1.85E+00
1.85E+00
1.85E+00
1.93E+00
1.93E+00
1.85E+00
1.93E+00
1.93E+00
1.93E+00
1.93E+00
2.01E+00
1.93E+00
2.01E+00
2.01E+00
1.93E+00
2.01E+00
2.01E+00
2.09E+00
2.09E+00
2.17E+00
2.09E+00
2.09E+00
2.09E+00
2.09E+00
2.09E+00
2.17E+00
2.17E+00
2.17E+00
2.17E+00
2.17E+00
2.17E+00
2.25E+00
2.17E+00
2.17E+00
2.25E+00
2.25E+00
2.33E+00
2.33E+00
2.33E+00
2.33E+00
2.33E+00
2.33E+00
2.41E+00
2.33E+00
2.41E+00
2.33E+00
2.49E+00
2.41E+00
2.41E+00
2.41E+00
2.41E+00
2.41E+00
2.41E+00
2.49E+00
2.49E+00
2.49E+00
2.49E+00
2.49E+00
2.57E+00
2.57E+00
2.49E+00
2.57E+00
2.49E+00
2.57E+00
2.49E+00
2.65E+00
2.57E+00
2.57E+00
2.57E+00
2.57E+00
2.57E+00
2.57E+00
2.65E+00
2.65E+00
2.65E+00
2.65E+00
2.73E+00
2.65E+00
2.73E+00
2.65E+00
2.65E+00
2.65E+00
2.73E+00
2.81E+00
2.73E+00
2.73E+00
2.73E+00
2.73E+00
2.73E+00
2.89E+00
2.73E+00
2.65E+00
2.81E+00
2.81E+00
2.81E+00
2.81E+00
2.81E+00
2.81E+00
2.81E+00
2.81E+00
2.81E+00
2.73E+00
2.81E+00
2.89E+00
2.73E+00
2.81E+00
2.89E+00
2.81E+00
2.89E+00
2.89E+00
2.89E+00
2.89E+00
2.89E+00
2.89E+00
2.89E+00
2.89E+00
2.97E+00
2.89E+00
2.81E+00
2.89E+00
2.89E+00
2.89E+00
2.89E+00
2.89E+00
2.89E+00
2.89E+00
2.89E+00
2.89E+00
2.97E+00
2.97E+00
2.89E+00
2.89E+00
2.97E+00
2.97E+00
2.97E+00
2.89E+00
2.89E+00
2.97E+00
2.97E+00
2.89E+00
2.97E+00
2.97E+00
2.89E+00
2.97E+00
2.97E+00
2.89E+00
2.97E+00
2.89E+00
2.89E+00
2.97E+00
2.97E+00
2.97E+00
2.89E+00
2.89E+00
2.89E+00
2.97E+00
2.89E+00
2.97E+00
2.97E+00
2.97E+00
2.81E+00
2.89E+00
2.89E+00
2.89E+00
2.89E+00
2.97E+00
2.89E+00
2.89E+00
2.97E+00
2.89E+00
2.89E+00
2.89E+00
2.89E+00
2.89E+00
2.89E+00
2.81E+00
2.89E+00
2.89E+00
2.89E+00
2.89E+00
2.81E+00
2.89E+00
2.81E+00
2.81E+00
2.89E+00
2.73E+00
2.89E+00
2.81E+00
2.81E+00
2.81E+00
2.73E+00
2.81E+00
2.81E+00
2.73E+00
2.73E+00
2.73E+00
2.73E+00
2.81E+00
2.73E+00
2.73E+00
2.81E+00
2.73E+00
2.73E+00
2.73E+00
2.73E+00
2.65E+00
2.65E+00
2.65E+00
2.65E+00
2.73E+00
2.73E+00
2.73E+00
2.73E+00
2.65E+00
2.57E+00
2.65E+00
2.65E+00
2.65E+00
2.65E+00
2.57E+00
2.57E+00
2.57E+00
2.57E+00
2.57E+00
2.57E+00
2.49E+00
2.49E+00
2.57E+00
2.49E+00
2.49E+00
2.57E+00
2.49E+00
2.49E+00
2.41E+00
2.49E+00
2.41E+00
2.41E+00
2.41E+00
2.49E+00
2.33E+00
2.41E+00
2.33E+00
2.33E+00
2.41E+00
2.33E+00
2.33E+00
2.33E+00
2.33E+00
2.33E+00
2.33E+00
2.33E+00
2.33E+00
2.25E+00
2.25E+00
2.25E+00
2.25E+00
2.17E+00
2.17E+00
2.17E+00
2.25E+00
2.17E+00
2.09E+00
2.17E+00
2.17E+00
2.09E+00
2.09E+00
2.09E+00
2.01E+00
2.01E+00
2.01E+00
2.01E+00
2.09E+00
2.09E+00
2.01E+00
1.93E+00
1.93E+00
2.01E+00
2.01E+00
1.93E+00
1.85E+00
1.85E+00
1.93E+00
1.93E+00
1.85E+00
1.85E+00
1.77E+00
1.85E+00
1.77E+00
1.77E+00
1.77E+00
1.77E+00
1.77E+00
1.69E+00
1.69E+00
1.61E+00
1.61E+00
1.69E+00
1.61E+00
1.61E+00
1.61E+00
1.53E+00
1.61E+00
1.61E+00
1.53E+00
1.53E+00
1.45E+00
1.53E+00
1.53E+00
1.53E+00
1.45E+00
1.37E+00
1.45E+00
1.45E+00
1.37E+00
1.29E+00
1.29E+00
1.29E+00
1.29E+00
1.29E+00
1.29E+00
1.29E+00
1.21E+00
1.21E+00
1.21E+00
1.21E+00
1.21E+00
1.13E+00
1.13E+00
1.13E+00
1.05E+00
1.05E+00
1.13E+00
1.13E+00
1.05E+00
1.05E+00
1.05E+00
1.05E+00
9.65E-01
9.65E-01
8.84E-01
8.84E-01
8.84E-01
8.84E-01
8.04E-01
8.04E-01
8.84E-01
8.04E-01
8.04E-01
8.04E-01
8.04E-01
7.24E-01
7.24E-01
7.24E-01
6.43E-01
6.43E-01
6.43E-01
6.43E-01
5.63E-01
5.63E-01
4.82E-01
4.82E-01
5.63E-01
5.63E-01
4.82E-01
4.82E-01
4.82E-01
4.82E-01
4.02E-01
4.02E-01
4.02E-01
4.02E-01
3.22E-01
3.22E-01
3.22E-01
2.41E-01
3.22E-01
2.41E-01
1.61E-01
2.41E-01
1.61E-01
1.61E-01
1.61E-01
1.61E-01
8.04E-02
1.61E-01
8.04E-02
8.04E-02
0.00E+00
0.00E+00
8.04E-02
0.00E+00
0.00E+00
-8.04E-02
-8.04E-02
-8.04E-02
-8.04E-02
-8.04E-02
-1.61E-01
-1.61E-01
-8.04E-02
-1.61E-01
-2.41E-01
-1.61E-01
-2.41E-01
-3.22E-01
-2.41E-01
-3.22E-01
-2.41E-01
-3.22E-01
-4.02E-01
-4.02E-01
-4.02E-01
-4.02E-01
-4.02E-01
-4.82E-01
-4.02E-01
-4.82E-01
-4.82E-01
-4.82E-01
-5.63E-01
-5.63E-01
-6.43E-01
-6.43E-01
-4.82E-01
-6.43E-01
-6.43E-01
-6.43E-01
-6.43E-01
-7.24E-01
-7.24E-01
-7.24E-01
-7.24E-01
-7.24E-01
-7.24E-01
-8.04E-01
-8.04E-01
-8.04E-01
-8.84E-01
-9.65E-01
-9.65E-01
-9.65E-01
-9.65E-01
-8.84E-01
-1.05E+00
-9.65E-01
-9.65E-01
-9.65E-01
-1.05E+00
-1.05E+00
-1.13E+00
-1.13E+00
-1.13E+00
-1.13E+00
-1.13E+00
-1.13E+00
-1.21E+00
-1.21E+00
-1.21E+00
-1.29E+00
-1.21E+00
-1.21E+00
-1.21E+00
-1.29E+00
-1.29E+00
-1.37E+00
-1.29E+00
-1.37E+00
-1.45E+00
-1.45E+00
-1.37E+00
-1.45E+00
-1.45E+00
-1.53E+00
-1.53E+00
-1.45E+00
-1.53E+00
-1.53E+00
-1.53E+00
-1.61E+00
-1.61E+00
-1.61E+00
-1.61E+00
-1.69E+00
-1.61E+00
-1.69E+00
-1.61E+00
-1.69E+00
-1.77E+00
-1.77E+00
-1.69E+00
-1.69E+00
-1.77E+00
-1.77E+00
-1.77E+00
-1.85E+00
-1.77E+00
-1.85E+00
-1.85E+00
-1.85E+00
-1.85E+00
-1.93E+00
-1.93E+00
-1.93E+00
-1.93E+00
-2.01E+00
-1.93E+00
-1.93E+00
-2.01E+00
-2.01E+00
-2.01E+00
-2.01E+00
-2.01E+00
-2.01E+00
-2.01E+00
-2.09E+00
-2.09E+00
-2.09E+00
-2.09E+00
-2.09E+00
-2.09E+00
-2.09E+00
-2.09E+00
-2.09E+00
-2.09E+00
-2.01E+00
-2.09E+00
-2.09E+00
-2.09E+00
-2.17E+00
-2.09E+00
-2.17E+00
-2.09E+00
-2.09E+00
-2.17E+00
-2.09E+00
-2.09E+00
-2.17E+00
-2.09E+00
-2.09E+00
-2.17E+00
-2.17E+00
-2.09E+00
-2.09E+00
-2.17E+00
-2.09E+00
-2.17E+00
-2.17E+00
-2.17E+00
-2.09E+00
-2.09E+00
-2.17E+00
-2.17E+00
-2.17E+00
-2.09E+00
-2.25E+00
-2.17E+00
-2.09E+00
-2.17E+00
-2.17E+00
-2.09E+00
-2.17E+00
-2.17E+00
-2.17E+00
-2.17E+00
-2.17E+00
-2.17E+00
-2.09E+00
-2.25E+00
-2.17E+00
-2.09E+00
-2.09E+00
-2.09E+00
-2.09E+00
-2.17E+00
-2.17E+00
-2.25E+00
-2.17E+00
-2.17E+00
-2.25E+00
-2.09E+00
-2.17E+00
-2.25E+00
-2.09E+00
-2.25E+00
-2.17E+00
-2.25E+00
-2.09E+00
-2.17E+00
-2.17E+00
-2.17E+00
-2.17E+00
-2.17E+00
-2.09E+00
-2.09E+00
-2.25E+00
-2.25E+00
-2.17E+00
-2.17E+00
-2.17E+00
-2.17E+00
-2.25E+00
-2.09E+00
-2.17E+00
-2.25E+00
-2.17E+00
-2.25E+00
-2.25E+00
-2.17E+00
-2.25E+00
-2.25E+00
-2.17E+00
-2.17E+00
-2.17E+00
-2.17E+00
-2.17E+00
-2.17E+00
-2.25E+00
-2.09E+00
-2.09E+00
-2.17E+00
-2.17E+00
-2.17E+00
-2.17E+00
-2.09E+00
-2.17E+00
-2.17E+00
-2.17E+00
-2.17E+00
-2.17E+00
-2.17E+00
-2.09E+00
-2.17E+00
-2.17E+00
-2.25E+00
-2.17E+00
-2.17E+00
-2.17E+00
-2.17E+00
-2.17E+00
-2.09E+00
-2.17E+00
-2.17E+00
-2.17E+00
-2.09E+00
-2.17E+00
-2.25E+00
-2.17E+00
-2.17E+00
-2.09E+00
-2.17E+00
-2.09E+00
-2.09E+00
-2.09E+00
-2.17E+00
-2.17E+00
-2.25E+00
-2.17E+00
-2.17E+00
-2.17E+00
-2.17E+00
-2.17E+00
-2.17E+00
-2.17E+00
-2.17E+00
-2.17E+00
-2.09E+00
-2.25E+00
-2.17E+00
-2.17E+00
-2.17E+00
-2.17E+00
-2.17E+00
-2.17E+00
-2.09E+00
-2.17E+00
-2.25E+00
-2.17E+00
-2.17E+00
-2.17E+00
-2.17E+00
-2.09E+00
-2.09E+00
-2.17E+00
-2.17E+00
-2.17E+00
-2.25E+00
-2.25E+00
-2.09E+00
-2.25E+00
-2.09E+00
-2.25E+00
-2.17E+00
-2.17E+00
-2.25E+00
-2.17E+00
-2.17E+00
-2.09E+00
-2.17E+00
-2.09E+00
-2.09E+00
-2.09E+00
-2.17E+00
-2.17E+00
-2.17E+00
-2.17E+00
-2.09E+00
-2.17E+00
-2.17E+00
-2.17E+00
-2.09E+00
-2.17E+00
-2.17E+00
-2.17E+00
-2.09E+00
-2.17E+00
-2.17E+00
-2.17E+00
-2.17E+00
-2.17E+00
-2.17E+00
-2.17E+00
-2.17E+00
-2.09E+00
-2.17E+00
-2.09E+00
-2.17E+00
-2.17E+00
-2.09E+00
-2.09E+00
-2.09E+00
-2.09E+00
-2.17E+00
-2.09E+00
-2.17E+00
-2.17E+00
-2.17E+00
-2.17E+00
-2.09E+00
-2.09E+00
-2.17E+00
-2.09E+00
-2.09E+00
-2.17E+00
-2.17E+00
-2.09E+00
-2.09E+00
-2.09E+00
-2.17E+00
-2.09E+00
-2.17E+00
-2.09E+00
-2.17E+00
-2.09E+00
-2.17E+00
-2.09E+00
-2.09E+00
-2.09E+00
-2.09E+00
-2.09E+00
-2.17E+00
-2.09E+00
-2.09E+00
-2.09E+00
-2.01E+00
-2.09E+00
-2.09E+00
-2.01E+00
-2.01E+00
-2.09E+00
-2.01E+00
-2.09E+00
-2.09E+00
-2.09E+00
-2.09E+00
-2.01E+00
-2.09E+00
-2.01E+00
-2.01E+00
-1.93E+00
-2.01E+00
-1.93E+00
-1.93E+00
-2.01E+00
-1.93E+00
-1.93E+00
-1.93E+00
-1.93E+00
-1.93E+00
-1.85E+00
-1.85E+00
-1.85E+00
-1.85E+00
-1.85E+00
-1.77E+00
-1.77E+00
-1.77E+00
-1.77E+00
-1.69E+00
-1.77E+00
-1.69E+00
-1.69E+00
-1.69E+00
-1.69E+00
-1.61E+00
-1.69E+00
-1.69E+00
-1.53E+00
-1.61E+00
-1.61E+00
-1.53E+00
-1.53E+00
-1.53E+00
-1.53E+00
-1.53E+00
-1.45E+00
-1.37E+00
-1.53E+00
-1.37E+00
-1.45E+00
-1.37E+00
-1.45E+00
-1.29E+00
-1.37E+00
-1.29E+00
-1.37E+00
-1.21E+00
-1.29E+00
-1.29E+00
-1.21E+00
-1.21E+00
-1.21E+00
-1.13E+00
-1.13E+00
-1.21E+00
-1.13E+00
-1.13E+00
-1.13E+00
-1.13E+00
-1.05E+00
-1.05E+00
-9.65E-01
-9.65E-01
-1.05E+00
-9.65E-01
-9.65E-01
-9.65E-01
-9.65E-01
-8.84E-01
-9.65E-01
-8.84E-01
-8.04E-01
-8.84E-01
-8.04E-01
-8.04E-01
-7.24E-01
-6.43E-01
-7.24E-01
-7.24E-01
-6.43E-01
-7.24E-01
-6.43E-01
-6.43E-01
-5.63E-01
-5.63E-01
-4.82E-01
-4.82E-01
-4.82E-01
-4.82E-01
-5.63E-01
-4.82E-01
-4.82E-01
-4.02E-01
-4.82E-01
-4.02E-01
-4.02E-01
-4.02E-01
-4.02E-01
-3.22E-01
-3.22E-01
-3.22E-01
-3.22E-01
-2.41E-01
-3.22E-01
-1.61E-01
-1.61E-01
-1.61E-01
-1.61E-01
-1.61E-01
-1.61E-01
-8.04E-02
-8.04E-02
-1.61E-01
-8.04E-02
0.00E+00
0.00E+00
-8.04E-02
0.00E+00];

%scatter(x,y,'filled')
%hold on
%scatter(x,y,'filled')
plot(t,x)
hold on
plot(t,y)
grid on
xlabel('Voltaje (V)') 
ylabel('Corriente (A)')

%xticks([0 0.45 0.5 0.55 0.6 0.65 0.7 0.75 0.8 1])
%xticklabels({'0','0.45','0.5','0.55','0.6','0.65','0.7','0.75','0.8','1'})
%yticks([0  0.0015 0.006 0.019 0.038 0.06])
